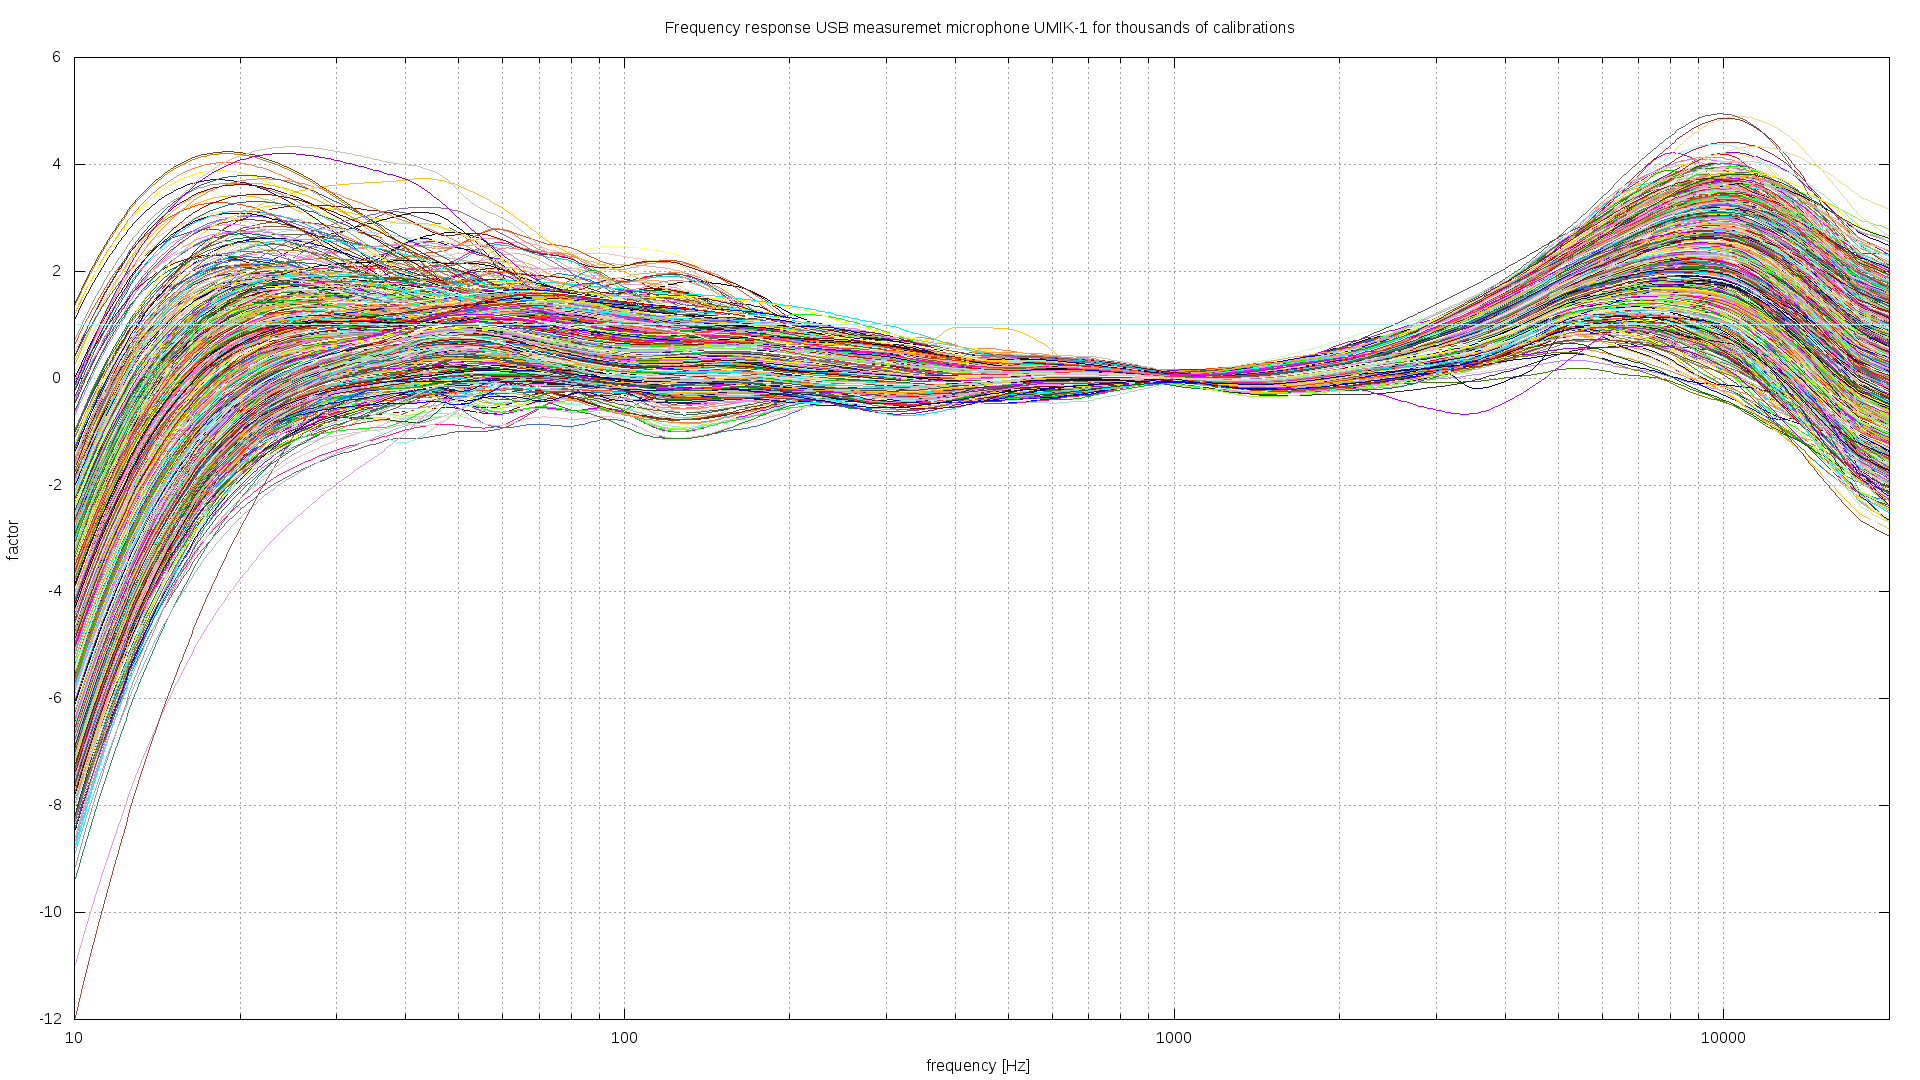

Write the gnuplot code that produced this figure.
set title 'Frequency response USB measuremet microphone UMIK-1 \
for thousands of calibrations'
set nokey
set term png size 1920, 1080
set output 'plots/responses-all.png'
set ylabel 'factor'
set xlabel 'frequency [Hz]'
set xrange [:20000]
set logscale x
set grid ytics lt 1
set grid xtics lt 1
set grid mxtics lt 0
plot \
'data/7006000.tsv' using 1:2 with lines, \
'data/7006001.tsv' using 1:2 with lines, \
'data/7006002.tsv' using 1:2 with lines, \
'data/7006003.tsv' using 1:2 with lines, \
'data/7006004.tsv' using 1:2 with lines, \
'data/7006005.tsv' using 1:2 with lines, \
'data/7006006.tsv' using 1:2 with lines, \
'data/7006007.tsv' using 1:2 with lines, \
'data/7006008.tsv' using 1:2 with lines, \
'data/7006009.tsv' using 1:2 with lines, \
'data/7006010.tsv' using 1:2 with lines, \
'data/7006011.tsv' using 1:2 with lines, \
'data/7006012.tsv' using 1:2 with lines, \
'data/7006013.tsv' using 1:2 with lines, \
'data/7006014.tsv' using 1:2 with lines, \
'data/7006015.tsv' using 1:2 with lines, \
'data/7006016.tsv' using 1:2 with lines, \
'data/7006017.tsv' using 1:2 with lines, \
'data/7006018.tsv' using 1:2 with lines, \
'data/7006019.tsv' using 1:2 with lines, \
'data/7006020.tsv' using 1:2 with lines, \
'data/7006021.tsv' using 1:2 with lines, \
'data/7006022.tsv' using 1:2 with lines, \
'data/7006023.tsv' using 1:2 with lines, \
'data/7006024.tsv' using 1:2 with lines, \
'data/7006025.tsv' using 1:2 with lines, \
'data/7006026.tsv' using 1:2 with lines, \
'data/7006027.tsv' using 1:2 with lines, \
'data/7006028.tsv' using 1:2 with lines, \
'data/7006029.tsv' using 1:2 with lines, \
'data/7006030.tsv' using 1:2 with lines, \
'data/7006031.tsv' using 1:2 with lines, \
'data/7006032.tsv' using 1:2 with lines, \
'data/7006033.tsv' using 1:2 with lines, \
'data/7006034.tsv' using 1:2 with lines, \
'data/7006035.tsv' using 1:2 with lines, \
'data/7006036.tsv' using 1:2 with lines, \
'data/7006037.tsv' using 1:2 with lines, \
'data/7006038.tsv' using 1:2 with lines, \
'data/7006039.tsv' using 1:2 with lines, \
'data/7006040.tsv' using 1:2 with lines, \
'data/7006041.tsv' using 1:2 with lines, \
'data/7006042.tsv' using 1:2 with lines, \
'data/7006043.tsv' using 1:2 with lines, \
'data/7006044.tsv' using 1:2 with lines, \
'data/7006045.tsv' using 1:2 with lines, \
'data/7006046.tsv' using 1:2 with lines, \
'data/7006047.tsv' using 1:2 with lines, \
'data/7006048.tsv' using 1:2 with lines, \
'data/7006049.tsv' using 1:2 with lines, \
'data/7006050.tsv' using 1:2 with lines, \
'data/7006051.tsv' using 1:2 with lines, \
'data/7006052.tsv' using 1:2 with lines, \
'data/7006053.tsv' using 1:2 with lines, \
'data/7006054.tsv' using 1:2 with lines, \
'data/7006055.tsv' using 1:2 with lines, \
'data/7006056.tsv' using 1:2 with lines, \
'data/7006057.tsv' using 1:2 with lines, \
'data/7006058.tsv' using 1:2 with lines, \
'data/7006059.tsv' using 1:2 with lines, \
'data/7006060.tsv' using 1:2 with lines, \
'data/7006061.tsv' using 1:2 with lines, \
'data/7006062.tsv' using 1:2 with lines, \
'data/7006063.tsv' using 1:2 with lines, \
'data/7006064.tsv' using 1:2 with lines, \
'data/7006065.tsv' using 1:2 with lines, \
'data/7006066.tsv' using 1:2 with lines, \
'data/7006067.tsv' using 1:2 with lines, \
'data/7006068.tsv' using 1:2 with lines, \
'data/7006069.tsv' using 1:2 with lines, \
'data/7006070.tsv' using 1:2 with lines, \
'data/7006071.tsv' using 1:2 with lines, \
'data/7006072.tsv' using 1:2 with lines, \
'data/7006073.tsv' using 1:2 with lines, \
'data/7006074.tsv' using 1:2 with lines, \
'data/7006075.tsv' using 1:2 with lines, \
'data/7006076.tsv' using 1:2 with lines, \
'data/7006077.tsv' using 1:2 with lines, \
'data/7006078.tsv' using 1:2 with lines, \
'data/7006079.tsv' using 1:2 with lines, \
'data/7006080.tsv' using 1:2 with lines, \
'data/7006081.tsv' using 1:2 with lines, \
'data/7006082.tsv' using 1:2 with lines, \
'data/7006083.tsv' using 1:2 with lines, \
'data/7006084.tsv' using 1:2 with lines, \
'data/7006085.tsv' using 1:2 with lines, \
'data/7006086.tsv' using 1:2 with lines, \
'data/7006087.tsv' using 1:2 with lines, \
'data/7006088.tsv' using 1:2 with lines, \
'data/7006089.tsv' using 1:2 with lines, \
'data/7006090.tsv' using 1:2 with lines, \
'data/7006091.tsv' using 1:2 with lines, \
'data/7006092.tsv' using 1:2 with lines, \
'data/7006093.tsv' using 1:2 with lines, \
'data/7006094.tsv' using 1:2 with lines, \
'data/7006095.tsv' using 1:2 with lines, \
'data/7006096.tsv' using 1:2 with lines, \
'data/7006097.tsv' using 1:2 with lines, \
'data/7006098.tsv' using 1:2 with lines, \
'data/7006099.tsv' using 1:2 with lines, \
'data/7006100.tsv' using 1:2 with lines, \
'data/7006101.tsv' using 1:2 with lines, \
'data/7006102.tsv' using 1:2 with lines, \
'data/7006103.tsv' using 1:2 with lines, \
'data/7006104.tsv' using 1:2 with lines, \
'data/7006105.tsv' using 1:2 with lines, \
'data/7006106.tsv' using 1:2 with lines, \
'data/7006107.tsv' using 1:2 with lines, \
'data/7006108.tsv' using 1:2 with lines, \
'data/7006109.tsv' using 1:2 with lines, \
'data/7006110.tsv' using 1:2 with lines, \
'data/7006111.tsv' using 1:2 with lines, \
'data/7006112.tsv' using 1:2 with lines, \
'data/7006113.tsv' using 1:2 with lines, \
'data/7006114.tsv' using 1:2 with lines, \
'data/7006115.tsv' using 1:2 with lines, \
'data/7006116.tsv' using 1:2 with lines, \
'data/7006117.tsv' using 1:2 with lines, \
'data/7006118.tsv' using 1:2 with lines, \
'data/7006119.tsv' using 1:2 with lines, \
'data/7006120.tsv' using 1:2 with lines, \
'data/7006121.tsv' using 1:2 with lines, \
'data/7006122.tsv' using 1:2 with lines, \
'data/7006123.tsv' using 1:2 with lines, \
'data/7006124.tsv' using 1:2 with lines, \
'data/7006125.tsv' using 1:2 with lines, \
'data/7006126.tsv' using 1:2 with lines, \
'data/7006127.tsv' using 1:2 with lines, \
'data/7006128.tsv' using 1:2 with lines, \
'data/7006129.tsv' using 1:2 with lines, \
'data/7006130.tsv' using 1:2 with lines, \
'data/7006131.tsv' using 1:2 with lines, \
'data/7006132.tsv' using 1:2 with lines, \
'data/7006133.tsv' using 1:2 with lines, \
'data/7006134.tsv' using 1:2 with lines, \
'data/7006135.tsv' using 1:2 with lines, \
'data/7006136.tsv' using 1:2 with lines, \
'data/7006137.tsv' using 1:2 with lines, \
'data/7006138.tsv' using 1:2 with lines, \
'data/7006139.tsv' using 1:2 with lines, \
'data/7006140.tsv' using 1:2 with lines, \
'data/7006141.tsv' using 1:2 with lines, \
'data/7006142.tsv' using 1:2 with lines, \
'data/7006143.tsv' using 1:2 with lines, \
'data/7006144.tsv' using 1:2 with lines, \
'data/7006145.tsv' using 1:2 with lines, \
'data/7006146.tsv' using 1:2 with lines, \
'data/7006147.tsv' using 1:2 with lines, \
'data/7006148.tsv' using 1:2 with lines, \
'data/7006149.tsv' using 1:2 with lines, \
'data/7006150.tsv' using 1:2 with lines, \
'data/7006151.tsv' using 1:2 with lines, \
'data/7006152.tsv' using 1:2 with lines, \
'data/7006153.tsv' using 1:2 with lines, \
'data/7006154.tsv' using 1:2 with lines, \
'data/7006155.tsv' using 1:2 with lines, \
'data/7006156.tsv' using 1:2 with lines, \
'data/7006157.tsv' using 1:2 with lines, \
'data/7006158.tsv' using 1:2 with lines, \
'data/7006159.tsv' using 1:2 with lines, \
'data/7006160.tsv' using 1:2 with lines, \
'data/7006161.tsv' using 1:2 with lines, \
'data/7006162.tsv' using 1:2 with lines, \
'data/7006163.tsv' using 1:2 with lines, \
'data/7006164.tsv' using 1:2 with lines, \
'data/7006165.tsv' using 1:2 with lines, \
'data/7006166.tsv' using 1:2 with lines, \
'data/7006167.tsv' using 1:2 with lines, \
'data/7006168.tsv' using 1:2 with lines, \
'data/7006169.tsv' using 1:2 with lines, \
'data/7006170.tsv' using 1:2 with lines, \
'data/7006171.tsv' using 1:2 with lines, \
'data/7006172.tsv' using 1:2 with lines, \
'data/7006173.tsv' using 1:2 with lines, \
'data/7006174.tsv' using 1:2 with lines, \
'data/7006175.tsv' using 1:2 with lines, \
'data/7006176.tsv' using 1:2 with lines, \
'data/7006177.tsv' using 1:2 with lines, \
'data/7006178.tsv' using 1:2 with lines, \
'data/7006179.tsv' using 1:2 with lines, \
'data/7006180.tsv' using 1:2 with lines, \
'data/7006181.tsv' using 1:2 with lines, \
'data/7006182.tsv' using 1:2 with lines, \
'data/7006183.tsv' using 1:2 with lines, \
'data/7006184.tsv' using 1:2 with lines, \
'data/7006185.tsv' using 1:2 with lines, \
'data/7006186.tsv' using 1:2 with lines, \
'data/7006187.tsv' using 1:2 with lines, \
'data/7006188.tsv' using 1:2 with lines, \
'data/7006189.tsv' using 1:2 with lines, \
'data/7006190.tsv' using 1:2 with lines, \
'data/7006191.tsv' using 1:2 with lines, \
'data/7006192.tsv' using 1:2 with lines, \
'data/7006193.tsv' using 1:2 with lines, \
'data/7006194.tsv' using 1:2 with lines, \
'data/7006195.tsv' using 1:2 with lines, \
'data/7006196.tsv' using 1:2 with lines, \
'data/7006197.tsv' using 1:2 with lines, \
'data/7006198.tsv' using 1:2 with lines, \
'data/7006199.tsv' using 1:2 with lines, \
'data/7006200.tsv' using 1:2 with lines, \
'data/7006201.tsv' using 1:2 with lines, \
'data/7006202.tsv' using 1:2 with lines, \
'data/7006203.tsv' using 1:2 with lines, \
'data/7006204.tsv' using 1:2 with lines, \
'data/7006205.tsv' using 1:2 with lines, \
'data/7006206.tsv' using 1:2 with lines, \
'data/7006207.tsv' using 1:2 with lines, \
'data/7006208.tsv' using 1:2 with lines, \
'data/7006209.tsv' using 1:2 with lines, \
'data/7006210.tsv' using 1:2 with lines, \
'data/7006211.tsv' using 1:2 with lines, \
'data/7006212.tsv' using 1:2 with lines, \
'data/7006213.tsv' using 1:2 with lines, \
'data/7006214.tsv' using 1:2 with lines, \
'data/7006215.tsv' using 1:2 with lines, \
'data/7006216.tsv' using 1:2 with lines, \
'data/7006217.tsv' using 1:2 with lines, \
'data/7006218.tsv' using 1:2 with lines, \
'data/7006219.tsv' using 1:2 with lines, \
'data/7006220.tsv' using 1:2 with lines, \
'data/7006221.tsv' using 1:2 with lines, \
'data/7006222.tsv' using 1:2 with lines, \
'data/7006223.tsv' using 1:2 with lines, \
'data/7006224.tsv' using 1:2 with lines, \
'data/7006225.tsv' using 1:2 with lines, \
'data/7006226.tsv' using 1:2 with lines, \
'data/7006227.tsv' using 1:2 with lines, \
'data/7006228.tsv' using 1:2 with lines, \
'data/7006229.tsv' using 1:2 with lines, \
'data/7006230.tsv' using 1:2 with lines, \
'data/7006231.tsv' using 1:2 with lines, \
'data/7006232.tsv' using 1:2 with lines, \
'data/7006233.tsv' using 1:2 with lines, \
'data/7006234.tsv' using 1:2 with lines, \
'data/7006235.tsv' using 1:2 with lines, \
'data/7006236.tsv' using 1:2 with lines, \
'data/7006237.tsv' using 1:2 with lines, \
'data/7006238.tsv' using 1:2 with lines, \
'data/7006239.tsv' using 1:2 with lines, \
'data/7006240.tsv' using 1:2 with lines, \
'data/7006241.tsv' using 1:2 with lines, \
'data/7006242.tsv' using 1:2 with lines, \
'data/7006243.tsv' using 1:2 with lines, \
'data/7006244.tsv' using 1:2 with lines, \
'data/7006245.tsv' using 1:2 with lines, \
'data/7006246.tsv' using 1:2 with lines, \
'data/7006247.tsv' using 1:2 with lines, \
'data/7006248.tsv' using 1:2 with lines, \
'data/7006249.tsv' using 1:2 with lines, \
'data/7006250.tsv' using 1:2 with lines, \
'data/7006251.tsv' using 1:2 with lines, \
'data/7006252.tsv' using 1:2 with lines, \
'data/7006253.tsv' using 1:2 with lines, \
'data/7006254.tsv' using 1:2 with lines, \
'data/7006255.tsv' using 1:2 with lines, \
'data/7006256.tsv' using 1:2 with lines, \
'data/7006257.tsv' using 1:2 with lines, \
'data/7006258.tsv' using 1:2 with lines, \
'data/7006259.tsv' using 1:2 with lines, \
'data/7006260.tsv' using 1:2 with lines, \
'data/7006261.tsv' using 1:2 with lines, \
'data/7006262.tsv' using 1:2 with lines, \
'data/7006263.tsv' using 1:2 with lines, \
'data/7006264.tsv' using 1:2 with lines, \
'data/7006265.tsv' using 1:2 with lines, \
'data/7006266.tsv' using 1:2 with lines, \
'data/7006267.tsv' using 1:2 with lines, \
'data/7006268.tsv' using 1:2 with lines, \
'data/7006269.tsv' using 1:2 with lines, \
'data/7006270.tsv' using 1:2 with lines, \
'data/7006271.tsv' using 1:2 with lines, \
'data/7006272.tsv' using 1:2 with lines, \
'data/7006273.tsv' using 1:2 with lines, \
'data/7006274.tsv' using 1:2 with lines, \
'data/7006275.tsv' using 1:2 with lines, \
'data/7006276.tsv' using 1:2 with lines, \
'data/7006277.tsv' using 1:2 with lines, \
'data/7006278.tsv' using 1:2 with lines, \
'data/7006279.tsv' using 1:2 with lines, \
'data/7006280.tsv' using 1:2 with lines, \
'data/7006281.tsv' using 1:2 with lines, \
'data/7006282.tsv' using 1:2 with lines, \
'data/7006283.tsv' using 1:2 with lines, \
'data/7006284.tsv' using 1:2 with lines, \
'data/7006285.tsv' using 1:2 with lines, \
'data/7006286.tsv' using 1:2 with lines, \
'data/7006287.tsv' using 1:2 with lines, \
'data/7006288.tsv' using 1:2 with lines, \
'data/7006289.tsv' using 1:2 with lines, \
'data/7006290.tsv' using 1:2 with lines, \
'data/7006291.tsv' using 1:2 with lines, \
'data/7006292.tsv' using 1:2 with lines, \
'data/7006293.tsv' using 1:2 with lines, \
'data/7006294.tsv' using 1:2 with lines, \
'data/7006295.tsv' using 1:2 with lines, \
'data/7006296.tsv' using 1:2 with lines, \
'data/7006297.tsv' using 1:2 with lines, \
'data/7006298.tsv' using 1:2 with lines, \
'data/7006299.tsv' using 1:2 with lines, \
'data/7006300.tsv' using 1:2 with lines, \
'data/7006301.tsv' using 1:2 with lines, \
'data/7006302.tsv' using 1:2 with lines, \
'data/7006303.tsv' using 1:2 with lines, \
'data/7006304.tsv' using 1:2 with lines, \
'data/7006305.tsv' using 1:2 with lines, \
'data/7006306.tsv' using 1:2 with lines, \
'data/7006307.tsv' using 1:2 with lines, \
'data/7006308.tsv' using 1:2 with lines, \
'data/7006309.tsv' using 1:2 with lines, \
'data/7006310.tsv' using 1:2 with lines, \
'data/7006311.tsv' using 1:2 with lines, \
'data/7006312.tsv' using 1:2 with lines, \
'data/7006313.tsv' using 1:2 with lines, \
'data/7006314.tsv' using 1:2 with lines, \
'data/7006315.tsv' using 1:2 with lines, \
'data/7006316.tsv' using 1:2 with lines, \
'data/7006317.tsv' using 1:2 with lines, \
'data/7006318.tsv' using 1:2 with lines, \
'data/7006319.tsv' using 1:2 with lines, \
'data/7006320.tsv' using 1:2 with lines, \
'data/7006321.tsv' using 1:2 with lines, \
'data/7006322.tsv' using 1:2 with lines, \
'data/7006323.tsv' using 1:2 with lines, \
'data/7006324.tsv' using 1:2 with lines, \
'data/7006325.tsv' using 1:2 with lines, \
'data/7006326.tsv' using 1:2 with lines, \
'data/7006327.tsv' using 1:2 with lines, \
'data/7006328.tsv' using 1:2 with lines, \
'data/7006329.tsv' using 1:2 with lines, \
'data/7006330.tsv' using 1:2 with lines, \
'data/7006331.tsv' using 1:2 with lines, \
'data/7006332.tsv' using 1:2 with lines, \
'data/7006333.tsv' using 1:2 with lines, \
'data/7006334.tsv' using 1:2 with lines, \
'data/7006335.tsv' using 1:2 with lines, \
'data/7006336.tsv' using 1:2 with lines, \
'data/7006337.tsv' using 1:2 with lines, \
'data/7006338.tsv' using 1:2 with lines, \
'data/7006339.tsv' using 1:2 with lines, \
'data/7006340.tsv' using 1:2 with lines, \
'data/7006341.tsv' using 1:2 with lines, \
'data/7006342.tsv' using 1:2 with lines, \
'data/7006343.tsv' using 1:2 with lines, \
'data/7006344.tsv' using 1:2 with lines, \
'data/7006345.tsv' using 1:2 with lines, \
'data/7006346.tsv' using 1:2 with lines, \
'data/7006347.tsv' using 1:2 with lines, \
'data/7006348.tsv' using 1:2 with lines, \
'data/7006349.tsv' using 1:2 with lines, \
'data/7006350.tsv' using 1:2 with lines, \
'data/7006351.tsv' using 1:2 with lines, \
'data/7006352.tsv' using 1:2 with lines, \
'data/7006353.tsv' using 1:2 with lines, \
'data/7006354.tsv' using 1:2 with lines, \
'data/7006355.tsv' using 1:2 with lines, \
'data/7006356.tsv' using 1:2 with lines, \
'data/7006357.tsv' using 1:2 with lines, \
'data/7006358.tsv' using 1:2 with lines, \
'data/7006359.tsv' using 1:2 with lines, \
'data/7006360.tsv' using 1:2 with lines, \
'data/7006361.tsv' using 1:2 with lines, \
'data/7006362.tsv' using 1:2 with lines, \
'data/7006363.tsv' using 1:2 with lines, \
'data/7006364.tsv' using 1:2 with lines, \
'data/7006365.tsv' using 1:2 with lines, \
'data/7006366.tsv' using 1:2 with lines, \
'data/7006367.tsv' using 1:2 with lines, \
'data/7006368.tsv' using 1:2 with lines, \
'data/7006369.tsv' using 1:2 with lines, \
'data/7006370.tsv' using 1:2 with lines, \
'data/7006371.tsv' using 1:2 with lines, \
'data/7006372.tsv' using 1:2 with lines, \
'data/7006373.tsv' using 1:2 with lines, \
'data/7006374.tsv' using 1:2 with lines, \
'data/7006375.tsv' using 1:2 with lines, \
'data/7006376.tsv' using 1:2 with lines, \
'data/7006377.tsv' using 1:2 with lines, \
'data/7006378.tsv' using 1:2 with lines, \
'data/7006379.tsv' using 1:2 with lines, \
'data/7006380.tsv' using 1:2 with lines, \
'data/7006381.tsv' using 1:2 with lines, \
'data/7006382.tsv' using 1:2 with lines, \
'data/7006383.tsv' using 1:2 with lines, \
'data/7006384.tsv' using 1:2 with lines, \
'data/7006385.tsv' using 1:2 with lines, \
'data/7006386.tsv' using 1:2 with lines, \
'data/7006387.tsv' using 1:2 with lines, \
'data/7006388.tsv' using 1:2 with lines, \
'data/7006389.tsv' using 1:2 with lines, \
'data/7006390.tsv' using 1:2 with lines, \
'data/7006391.tsv' using 1:2 with lines, \
'data/7006392.tsv' using 1:2 with lines, \
'data/7006393.tsv' using 1:2 with lines, \
'data/7006394.tsv' using 1:2 with lines, \
'data/7006395.tsv' using 1:2 with lines, \
'data/7006396.tsv' using 1:2 with lines, \
'data/7006397.tsv' using 1:2 with lines, \
'data/7006398.tsv' using 1:2 with lines, \
'data/7006399.tsv' using 1:2 with lines, \
'data/7006400.tsv' using 1:2 with lines, \
'data/7006401.tsv' using 1:2 with lines, \
'data/7006402.tsv' using 1:2 with lines, \
'data/7006403.tsv' using 1:2 with lines, \
'data/7006404.tsv' using 1:2 with lines, \
'data/7006405.tsv' using 1:2 with lines, \
'data/7006406.tsv' using 1:2 with lines, \
'data/7006407.tsv' using 1:2 with lines, \
'data/7006408.tsv' using 1:2 with lines, \
'data/7006409.tsv' using 1:2 with lines, \
'data/7006410.tsv' using 1:2 with lines, \
'data/7006411.tsv' using 1:2 with lines, \
'data/7006412.tsv' using 1:2 with lines, \
'data/7006413.tsv' using 1:2 with lines, \
'data/7006414.tsv' using 1:2 with lines, \
'data/7006415.tsv' using 1:2 with lines, \
'data/7006416.tsv' using 1:2 with lines, \
'data/7006417.tsv' using 1:2 with lines, \
'data/7006418.tsv' using 1:2 with lines, \
'data/7006419.tsv' using 1:2 with lines, \
'data/7006420.tsv' using 1:2 with lines, \
'data/7006421.tsv' using 1:2 with lines, \
'data/7006422.tsv' using 1:2 with lines, \
'data/7006423.tsv' using 1:2 with lines, \
'data/7006424.tsv' using 1:2 with lines, \
'data/7006425.tsv' using 1:2 with lines, \
'data/7006426.tsv' using 1:2 with lines, \
'data/7006427.tsv' using 1:2 with lines, \
'data/7006428.tsv' using 1:2 with lines, \
'data/7006429.tsv' using 1:2 with lines, \
'data/7006430.tsv' using 1:2 with lines, \
'data/7006431.tsv' using 1:2 with lines, \
'data/7006432.tsv' using 1:2 with lines, \
'data/7006433.tsv' using 1:2 with lines, \
'data/7006434.tsv' using 1:2 with lines, \
'data/7006435.tsv' using 1:2 with lines, \
'data/7006436.tsv' using 1:2 with lines, \
'data/7006437.tsv' using 1:2 with lines, \
'data/7006438.tsv' using 1:2 with lines, \
'data/7006439.tsv' using 1:2 with lines, \
'data/7006440.tsv' using 1:2 with lines, \
'data/7006441.tsv' using 1:2 with lines, \
'data/7006442.tsv' using 1:2 with lines, \
'data/7006443.tsv' using 1:2 with lines, \
'data/7006444.tsv' using 1:2 with lines, \
'data/7006445.tsv' using 1:2 with lines, \
'data/7006446.tsv' using 1:2 with lines, \
'data/7006447.tsv' using 1:2 with lines, \
'data/7006448.tsv' using 1:2 with lines, \
'data/7006449.tsv' using 1:2 with lines, \
'data/7006450.tsv' using 1:2 with lines, \
'data/7006451.tsv' using 1:2 with lines, \
'data/7006452.tsv' using 1:2 with lines, \
'data/7006453.tsv' using 1:2 with lines, \
'data/7006454.tsv' using 1:2 with lines, \
'data/7006455.tsv' using 1:2 with lines, \
'data/7006456.tsv' using 1:2 with lines, \
'data/7006457.tsv' using 1:2 with lines, \
'data/7006458.tsv' using 1:2 with lines, \
'data/7006459.tsv' using 1:2 with lines, \
'data/7006460.tsv' using 1:2 with lines, \
'data/7006461.tsv' using 1:2 with lines, \
'data/7006462.tsv' using 1:2 with lines, \
'data/7006463.tsv' using 1:2 with lines, \
'data/7006464.tsv' using 1:2 with lines, \
'data/7006465.tsv' using 1:2 with lines, \
'data/7006466.tsv' using 1:2 with lines, \
'data/7006467.tsv' using 1:2 with lines, \
'data/7006468.tsv' using 1:2 with lines, \
'data/7006469.tsv' using 1:2 with lines, \
'data/7006470.tsv' using 1:2 with lines, \
'data/7006471.tsv' using 1:2 with lines, \
'data/7006472.tsv' using 1:2 with lines, \
'data/7006473.tsv' using 1:2 with lines, \
'data/7006474.tsv' using 1:2 with lines, \
'data/7006475.tsv' using 1:2 with lines, \
'data/7006476.tsv' using 1:2 with lines, \
'data/7006477.tsv' using 1:2 with lines, \
'data/7006478.tsv' using 1:2 with lines, \
'data/7006479.tsv' using 1:2 with lines, \
'data/7006480.tsv' using 1:2 with lines, \
'data/7006481.tsv' using 1:2 with lines, \
'data/7006482.tsv' using 1:2 with lines, \
'data/7006483.tsv' using 1:2 with lines, \
'data/7006484.tsv' using 1:2 with lines, \
'data/7006485.tsv' using 1:2 with lines, \
'data/7006486.tsv' using 1:2 with lines, \
'data/7006487.tsv' using 1:2 with lines, \
'data/7006488.tsv' using 1:2 with lines, \
'data/7006489.tsv' using 1:2 with lines, \
'data/7006490.tsv' using 1:2 with lines, \
'data/7006491.tsv' using 1:2 with lines, \
'data/7006492.tsv' using 1:2 with lines, \
'data/7006493.tsv' using 1:2 with lines, \
'data/7006494.tsv' using 1:2 with lines, \
'data/7006495.tsv' using 1:2 with lines, \
'data/7006496.tsv' using 1:2 with lines, \
'data/7006497.tsv' using 1:2 with lines, \
'data/7006498.tsv' using 1:2 with lines, \
'data/7006499.tsv' using 1:2 with lines, \
'data/7006500.tsv' using 1:2 with lines, \
'data/7006501.tsv' using 1:2 with lines, \
'data/7006502.tsv' using 1:2 with lines, \
'data/7006503.tsv' using 1:2 with lines, \
'data/7006504.tsv' using 1:2 with lines, \
'data/7006505.tsv' using 1:2 with lines, \
'data/7006506.tsv' using 1:2 with lines, \
'data/7006507.tsv' using 1:2 with lines, \
'data/7006508.tsv' using 1:2 with lines, \
'data/7006509.tsv' using 1:2 with lines, \
'data/7006510.tsv' using 1:2 with lines, \
'data/7006511.tsv' using 1:2 with lines, \
'data/7006512.tsv' using 1:2 with lines, \
'data/7006513.tsv' using 1:2 with lines, \
'data/7006514.tsv' using 1:2 with lines, \
'data/7006515.tsv' using 1:2 with lines, \
'data/7006516.tsv' using 1:2 with lines, \
'data/7006517.tsv' using 1:2 with lines, \
'data/7006518.tsv' using 1:2 with lines, \
'data/7006519.tsv' using 1:2 with lines, \
'data/7006520.tsv' using 1:2 with lines, \
'data/7006521.tsv' using 1:2 with lines, \
'data/7006522.tsv' using 1:2 with lines, \
'data/7006523.tsv' using 1:2 with lines, \
'data/7006524.tsv' using 1:2 with lines, \
'data/7006525.tsv' using 1:2 with lines, \
'data/7006526.tsv' using 1:2 with lines, \
'data/7006527.tsv' using 1:2 with lines, \
'data/7006528.tsv' using 1:2 with lines, \
'data/7006529.tsv' using 1:2 with lines, \
'data/7006530.tsv' using 1:2 with lines, \
'data/7006531.tsv' using 1:2 with lines, \
'data/7006532.tsv' using 1:2 with lines, \
'data/7006533.tsv' using 1:2 with lines, \
'data/7006534.tsv' using 1:2 with lines, \
'data/7006535.tsv' using 1:2 with lines, \
'data/7006536.tsv' using 1:2 with lines, \
'data/7006537.tsv' using 1:2 with lines, \
'data/7006538.tsv' using 1:2 with lines, \
'data/7006539.tsv' using 1:2 with lines, \
'data/7006540.tsv' using 1:2 with lines, \
'data/7006541.tsv' using 1:2 with lines, \
'data/7006542.tsv' using 1:2 with lines, \
'data/7006543.tsv' using 1:2 with lines, \
'data/7006544.tsv' using 1:2 with lines, \
'data/7006545.tsv' using 1:2 with lines, \
'data/7006546.tsv' using 1:2 with lines, \
'data/7006547.tsv' using 1:2 with lines, \
'data/7006548.tsv' using 1:2 with lines, \
'data/7006549.tsv' using 1:2 with lines, \
'data/7006550.tsv' using 1:2 with lines, \
'data/7006551.tsv' using 1:2 with lines, \
'data/7006552.tsv' using 1:2 with lines, \
'data/7006553.tsv' using 1:2 with lines, \
'data/7006554.tsv' using 1:2 with lines, \
'data/7006555.tsv' using 1:2 with lines, \
'data/7006556.tsv' using 1:2 with lines, \
'data/7006557.tsv' using 1:2 with lines, \
'data/7006558.tsv' using 1:2 with lines, \
'data/7006559.tsv' using 1:2 with lines, \
'data/7006560.tsv' using 1:2 with lines, \
'data/7006561.tsv' using 1:2 with lines, \
'data/7006562.tsv' using 1:2 with lines, \
'data/7006563.tsv' using 1:2 with lines, \
'data/7006564.tsv' using 1:2 with lines, \
'data/7006565.tsv' using 1:2 with lines, \
'data/7006566.tsv' using 1:2 with lines, \
'data/7006567.tsv' using 1:2 with lines, \
'data/7006568.tsv' using 1:2 with lines, \
'data/7006569.tsv' using 1:2 with lines, \
'data/7006570.tsv' using 1:2 with lines, \
'data/7006571.tsv' using 1:2 with lines, \
'data/7006572.tsv' using 1:2 with lines, \
'data/7006573.tsv' using 1:2 with lines, \
'data/7006574.tsv' using 1:2 with lines, \
'data/7006575.tsv' using 1:2 with lines, \
'data/7006576.tsv' using 1:2 with lines, \
'data/7006577.tsv' using 1:2 with lines, \
'data/7006578.tsv' using 1:2 with lines, \
'data/7006579.tsv' using 1:2 with lines, \
'data/7006580.tsv' using 1:2 with lines, \
'data/7006581.tsv' using 1:2 with lines, \
'data/7006582.tsv' using 1:2 with lines, \
'data/7006583.tsv' using 1:2 with lines, \
'data/7006584.tsv' using 1:2 with lines, \
'data/7006585.tsv' using 1:2 with lines, \
'data/7006586.tsv' using 1:2 with lines, \
'data/7006587.tsv' using 1:2 with lines, \
'data/7006588.tsv' using 1:2 with lines, \
'data/7006589.tsv' using 1:2 with lines, \
'data/7006590.tsv' using 1:2 with lines, \
'data/7006591.tsv' using 1:2 with lines, \
'data/7006592.tsv' using 1:2 with lines, \
'data/7006593.tsv' using 1:2 with lines, \
'data/7006594.tsv' using 1:2 with lines, \
'data/7006595.tsv' using 1:2 with lines, \
'data/7006596.tsv' using 1:2 with lines, \
'data/7006597.tsv' using 1:2 with lines, \
'data/7006598.tsv' using 1:2 with lines, \
'data/7006599.tsv' using 1:2 with lines, \
'data/7006600.tsv' using 1:2 with lines, \
'data/7006601.tsv' using 1:2 with lines, \
'data/7006602.tsv' using 1:2 with lines, \
'data/7006603.tsv' using 1:2 with lines, \
'data/7006604.tsv' using 1:2 with lines, \
'data/7006605.tsv' using 1:2 with lines, \
'data/7006606.tsv' using 1:2 with lines, \
'data/7006607.tsv' using 1:2 with lines, \
'data/7006608.tsv' using 1:2 with lines, \
'data/7006609.tsv' using 1:2 with lines, \
'data/7006610.tsv' using 1:2 with lines, \
'data/7006611.tsv' using 1:2 with lines, \
'data/7006612.tsv' using 1:2 with lines, \
'data/7006613.tsv' using 1:2 with lines, \
'data/7006614.tsv' using 1:2 with lines, \
'data/7006615.tsv' using 1:2 with lines, \
'data/7006616.tsv' using 1:2 with lines, \
'data/7006617.tsv' using 1:2 with lines, \
'data/7006618.tsv' using 1:2 with lines, \
'data/7006619.tsv' using 1:2 with lines, \
'data/7006620.tsv' using 1:2 with lines, \
'data/7006621.tsv' using 1:2 with lines, \
'data/7006622.tsv' using 1:2 with lines, \
'data/7006623.tsv' using 1:2 with lines, \
'data/7006624.tsv' using 1:2 with lines, \
'data/7006625.tsv' using 1:2 with lines, \
'data/7006626.tsv' using 1:2 with lines, \
'data/7006627.tsv' using 1:2 with lines, \
'data/7006628.tsv' using 1:2 with lines, \
'data/7006629.tsv' using 1:2 with lines, \
'data/7006630.tsv' using 1:2 with lines, \
'data/7006631.tsv' using 1:2 with lines, \
'data/7006632.tsv' using 1:2 with lines, \
'data/7006633.tsv' using 1:2 with lines, \
'data/7006634.tsv' using 1:2 with lines, \
'data/7006635.tsv' using 1:2 with lines, \
'data/7006636.tsv' using 1:2 with lines, \
'data/7006637.tsv' using 1:2 with lines, \
'data/7006638.tsv' using 1:2 with lines, \
'data/7006639.tsv' using 1:2 with lines, \
'data/7006640.tsv' using 1:2 with lines, \
'data/7006641.tsv' using 1:2 with lines, \
'data/7006642.tsv' using 1:2 with lines, \
'data/7006643.tsv' using 1:2 with lines, \
'data/7006644.tsv' using 1:2 with lines, \
'data/7006645.tsv' using 1:2 with lines, \
'data/7006646.tsv' using 1:2 with lines, \
'data/7006647.tsv' using 1:2 with lines, \
'data/7006648.tsv' using 1:2 with lines, \
'data/7006649.tsv' using 1:2 with lines, \
'data/7006650.tsv' using 1:2 with lines, \
'data/7006651.tsv' using 1:2 with lines, \
'data/7006652.tsv' using 1:2 with lines, \
'data/7006653.tsv' using 1:2 with lines, \
'data/7006654.tsv' using 1:2 with lines, \
'data/7006655.tsv' using 1:2 with lines, \
'data/7006656.tsv' using 1:2 with lines, \
'data/7006657.tsv' using 1:2 with lines, \
'data/7006658.tsv' using 1:2 with lines, \
'data/7006659.tsv' using 1:2 with lines, \
'data/7006660.tsv' using 1:2 with lines, \
'data/7006661.tsv' using 1:2 with lines, \
'data/7006662.tsv' using 1:2 with lines, \
'data/7006663.tsv' using 1:2 with lines, \
'data/7006664.tsv' using 1:2 with lines, \
'data/7006665.tsv' using 1:2 with lines, \
'data/7006666.tsv' using 1:2 with lines, \
'data/7006667.tsv' using 1:2 with lines, \
'data/7006668.tsv' using 1:2 with lines, \
'data/7006669.tsv' using 1:2 with lines, \
'data/7006670.tsv' using 1:2 with lines, \
'data/7006671.tsv' using 1:2 with lines, \
'data/7006672.tsv' using 1:2 with lines, \
'data/7006673.tsv' using 1:2 with lines, \
'data/7006674.tsv' using 1:2 with lines, \
'data/7006675.tsv' using 1:2 with lines, \
'data/7006676.tsv' using 1:2 with lines, \
'data/7006677.tsv' using 1:2 with lines, \
'data/7006678.tsv' using 1:2 with lines, \
'data/7006679.tsv' using 1:2 with lines, \
'data/7006680.tsv' using 1:2 with lines, \
'data/7006681.tsv' using 1:2 with lines, \
'data/7006682.tsv' using 1:2 with lines, \
'data/7006683.tsv' using 1:2 with lines, \
'data/7006684.tsv' using 1:2 with lines, \
'data/7006685.tsv' using 1:2 with lines, \
'data/7006686.tsv' using 1:2 with lines, \
'data/7006687.tsv' using 1:2 with lines, \
'data/7006688.tsv' using 1:2 with lines, \
'data/7006689.tsv' using 1:2 with lines, \
'data/7006690.tsv' using 1:2 with lines, \
'data/7006691.tsv' using 1:2 with lines, \
'data/7006692.tsv' using 1:2 with lines, \
'data/7006693.tsv' using 1:2 with lines, \
'data/7006694.tsv' using 1:2 with lines, \
'data/7006695.tsv' using 1:2 with lines, \
'data/7006696.tsv' using 1:2 with lines, \
'data/7006697.tsv' using 1:2 with lines, \
'data/7006698.tsv' using 1:2 with lines, \
'data/7006699.tsv' using 1:2 with lines, \
'data/7006700.tsv' using 1:2 with lines, \
'data/7006701.tsv' using 1:2 with lines, \
'data/7006702.tsv' using 1:2 with lines, \
'data/7006703.tsv' using 1:2 with lines, \
'data/7006704.tsv' using 1:2 with lines, \
'data/7006705.tsv' using 1:2 with lines, \
'data/7006706.tsv' using 1:2 with lines, \
'data/7006707.tsv' using 1:2 with lines, \
'data/7006708.tsv' using 1:2 with lines, \
'data/7006709.tsv' using 1:2 with lines, \
'data/7006710.tsv' using 1:2 with lines, \
'data/7006711.tsv' using 1:2 with lines, \
'data/7006712.tsv' using 1:2 with lines, \
'data/7006713.tsv' using 1:2 with lines, \
'data/7006714.tsv' using 1:2 with lines, \
'data/7006715.tsv' using 1:2 with lines, \
'data/7006716.tsv' using 1:2 with lines, \
'data/7006717.tsv' using 1:2 with lines, \
'data/7006718.tsv' using 1:2 with lines, \
'data/7006719.tsv' using 1:2 with lines, \
'data/7006720.tsv' using 1:2 with lines, \
'data/7006721.tsv' using 1:2 with lines, \
'data/7006722.tsv' using 1:2 with lines, \
'data/7006723.tsv' using 1:2 with lines, \
'data/7006724.tsv' using 1:2 with lines, \
'data/7006725.tsv' using 1:2 with lines, \
'data/7006726.tsv' using 1:2 with lines, \
'data/7006727.tsv' using 1:2 with lines, \
'data/7006728.tsv' using 1:2 with lines, \
'data/7006729.tsv' using 1:2 with lines, \
'data/7006730.tsv' using 1:2 with lines, \
'data/7006731.tsv' using 1:2 with lines, \
'data/7006732.tsv' using 1:2 with lines, \
'data/7006733.tsv' using 1:2 with lines, \
'data/7006734.tsv' using 1:2 with lines, \
'data/7006735.tsv' using 1:2 with lines, \
'data/7006736.tsv' using 1:2 with lines, \
'data/7006737.tsv' using 1:2 with lines, \
'data/7006738.tsv' using 1:2 with lines, \
'data/7006739.tsv' using 1:2 with lines, \
'data/7006740.tsv' using 1:2 with lines, \
'data/7006741.tsv' using 1:2 with lines, \
'data/7006742.tsv' using 1:2 with lines, \
'data/7006743.tsv' using 1:2 with lines, \
'data/7006744.tsv' using 1:2 with lines, \
'data/7006745.tsv' using 1:2 with lines, \
'data/7006746.tsv' using 1:2 with lines, \
'data/7006747.tsv' using 1:2 with lines, \
'data/7006748.tsv' using 1:2 with lines, \
'data/7006749.tsv' using 1:2 with lines, \
'data/7006750.tsv' using 1:2 with lines, \
'data/7006751.tsv' using 1:2 with lines, \
'data/7006752.tsv' using 1:2 with lines, \
'data/7006753.tsv' using 1:2 with lines, \
'data/7006754.tsv' using 1:2 with lines, \
'data/7006755.tsv' using 1:2 with lines, \
'data/7006756.tsv' using 1:2 with lines, \
'data/7006757.tsv' using 1:2 with lines, \
'data/7006758.tsv' using 1:2 with lines, \
'data/7006759.tsv' using 1:2 with lines, \
'data/7006760.tsv' using 1:2 with lines, \
'data/7006761.tsv' using 1:2 with lines, \
'data/7006762.tsv' using 1:2 with lines, \
'data/7006763.tsv' using 1:2 with lines, \
'data/7006764.tsv' using 1:2 with lines, \
'data/7006765.tsv' using 1:2 with lines, \
'data/7006766.tsv' using 1:2 with lines, \
'data/7006767.tsv' using 1:2 with lines, \
'data/7006768.tsv' using 1:2 with lines, \
'data/7006769.tsv' using 1:2 with lines, \
'data/7006770.tsv' using 1:2 with lines, \
'data/7006771.tsv' using 1:2 with lines, \
'data/7006772.tsv' using 1:2 with lines, \
'data/7006773.tsv' using 1:2 with lines, \
'data/7006774.tsv' using 1:2 with lines, \
'data/7006775.tsv' using 1:2 with lines, \
'data/7006776.tsv' using 1:2 with lines, \
'data/7006777.tsv' using 1:2 with lines, \
'data/7006778.tsv' using 1:2 with lines, \
'data/7006779.tsv' using 1:2 with lines, \
'data/7006780.tsv' using 1:2 with lines, \
'data/7006781.tsv' using 1:2 with lines, \
'data/7006782.tsv' using 1:2 with lines, \
'data/7006783.tsv' using 1:2 with lines, \
'data/7006784.tsv' using 1:2 with lines, \
'data/7006785.tsv' using 1:2 with lines, \
'data/7006786.tsv' using 1:2 with lines, \
'data/7006787.tsv' using 1:2 with lines, \
'data/7006788.tsv' using 1:2 with lines, \
'data/7006789.tsv' using 1:2 with lines, \
'data/7006790.tsv' using 1:2 with lines, \
'data/7006791.tsv' using 1:2 with lines, \
'data/7006792.tsv' using 1:2 with lines, \
'data/7006793.tsv' using 1:2 with lines, \
'data/7006794.tsv' using 1:2 with lines, \
'data/7006795.tsv' using 1:2 with lines, \
'data/7006796.tsv' using 1:2 with lines, \
'data/7006797.tsv' using 1:2 with lines, \
'data/7006798.tsv' using 1:2 with lines, \
'data/7006799.tsv' using 1:2 with lines, \
'data/7006800.tsv' using 1:2 with lines, \
'data/7006801.tsv' using 1:2 with lines, \
'data/7006802.tsv' using 1:2 with lines, \
'data/7006803.tsv' using 1:2 with lines, \
'data/7006804.tsv' using 1:2 with lines, \
'data/7006805.tsv' using 1:2 with lines, \
'data/7006806.tsv' using 1:2 with lines, \
'data/7006807.tsv' using 1:2 with lines, \
'data/7006808.tsv' using 1:2 with lines, \
'data/7006809.tsv' using 1:2 with lines, \
'data/7006810.tsv' using 1:2 with lines, \
'data/7006811.tsv' using 1:2 with lines, \
'data/7006812.tsv' using 1:2 with lines, \
'data/7006813.tsv' using 1:2 with lines, \
'data/7006814.tsv' using 1:2 with lines, \
'data/7006815.tsv' using 1:2 with lines, \
'data/7006816.tsv' using 1:2 with lines, \
'data/7006817.tsv' using 1:2 with lines, \
'data/7006818.tsv' using 1:2 with lines, \
'data/7006819.tsv' using 1:2 with lines, \
'data/7006820.tsv' using 1:2 with lines, \
'data/7006821.tsv' using 1:2 with lines, \
'data/7006822.tsv' using 1:2 with lines, \
'data/7006823.tsv' using 1:2 with lines, \
'data/7006824.tsv' using 1:2 with lines, \
'data/7006825.tsv' using 1:2 with lines, \
'data/7006826.tsv' using 1:2 with lines, \
'data/7006827.tsv' using 1:2 with lines, \
'data/7006828.tsv' using 1:2 with lines, \
'data/7006829.tsv' using 1:2 with lines, \
'data/7006830.tsv' using 1:2 with lines, \
'data/7006831.tsv' using 1:2 with lines, \
'data/7006832.tsv' using 1:2 with lines, \
'data/7006833.tsv' using 1:2 with lines, \
'data/7006834.tsv' using 1:2 with lines, \
'data/7006835.tsv' using 1:2 with lines, \
'data/7006836.tsv' using 1:2 with lines, \
'data/7006837.tsv' using 1:2 with lines, \
'data/7006838.tsv' using 1:2 with lines, \
'data/7006839.tsv' using 1:2 with lines, \
'data/7006840.tsv' using 1:2 with lines, \
'data/7006841.tsv' using 1:2 with lines, \
'data/7006842.tsv' using 1:2 with lines, \
'data/7006843.tsv' using 1:2 with lines, \
'data/7006844.tsv' using 1:2 with lines, \
'data/7006845.tsv' using 1:2 with lines, \
'data/7006846.tsv' using 1:2 with lines, \
'data/7006847.tsv' using 1:2 with lines, \
'data/7006848.tsv' using 1:2 with lines, \
'data/7006849.tsv' using 1:2 with lines, \
'data/7006850.tsv' using 1:2 with lines, \
'data/7006851.tsv' using 1:2 with lines, \
'data/7006852.tsv' using 1:2 with lines, \
'data/7006853.tsv' using 1:2 with lines, \
'data/7006854.tsv' using 1:2 with lines, \
'data/7006855.tsv' using 1:2 with lines, \
'data/7006856.tsv' using 1:2 with lines, \
'data/7006857.tsv' using 1:2 with lines, \
'data/7006858.tsv' using 1:2 with lines, \
'data/7006859.tsv' using 1:2 with lines, \
'data/7006860.tsv' using 1:2 with lines, \
'data/7006861.tsv' using 1:2 with lines, \
'data/7006862.tsv' using 1:2 with lines, \
'data/7006863.tsv' using 1:2 with lines, \
'data/7006864.tsv' using 1:2 with lines, \
'data/7006865.tsv' using 1:2 with lines, \
'data/7006866.tsv' using 1:2 with lines, \
'data/7006867.tsv' using 1:2 with lines, \
'data/7006868.tsv' using 1:2 with lines, \
'data/7006869.tsv' using 1:2 with lines, \
'data/7006870.tsv' using 1:2 with lines, \
'data/7006871.tsv' using 1:2 with lines, \
'data/7006872.tsv' using 1:2 with lines, \
'data/7006873.tsv' using 1:2 with lines, \
'data/7006874.tsv' using 1:2 with lines, \
'data/7006875.tsv' using 1:2 with lines, \
'data/7006876.tsv' using 1:2 with lines, \
'data/7006877.tsv' using 1:2 with lines, \
'data/7006878.tsv' using 1:2 with lines, \
'data/7006879.tsv' using 1:2 with lines, \
'data/7006880.tsv' using 1:2 with lines, \
'data/7006881.tsv' using 1:2 with lines, \
'data/7006882.tsv' using 1:2 with lines, \
'data/7006883.tsv' using 1:2 with lines, \
'data/7006884.tsv' using 1:2 with lines, \
'data/7006885.tsv' using 1:2 with lines, \
'data/7006886.tsv' using 1:2 with lines, \
'data/7006887.tsv' using 1:2 with lines, \
'data/7006888.tsv' using 1:2 with lines, \
'data/7006889.tsv' using 1:2 with lines, \
'data/7006890.tsv' using 1:2 with lines, \
'data/7006891.tsv' using 1:2 with lines, \
'data/7006892.tsv' using 1:2 with lines, \
'data/7006893.tsv' using 1:2 with lines, \
'data/7006894.tsv' using 1:2 with lines, \
'data/7006895.tsv' using 1:2 with lines, \
'data/7006896.tsv' using 1:2 with lines, \
'data/7006897.tsv' using 1:2 with lines, \
'data/7006898.tsv' using 1:2 with lines, \
'data/7006899.tsv' using 1:2 with lines, \
'data/7006900.tsv' using 1:2 with lines, \
'data/7006901.tsv' using 1:2 with lines, \
'data/7006902.tsv' using 1:2 with lines, \
'data/7006903.tsv' using 1:2 with lines, \
'data/7006904.tsv' using 1:2 with lines, \
'data/7006905.tsv' using 1:2 with lines, \
'data/7006906.tsv' using 1:2 with lines, \
'data/7006907.tsv' using 1:2 with lines, \
'data/7006908.tsv' using 1:2 with lines, \
'data/7006909.tsv' using 1:2 with lines, \
'data/7006910.tsv' using 1:2 with lines, \
'data/7006911.tsv' using 1:2 with lines, \
'data/7006912.tsv' using 1:2 with lines, \
'data/7006913.tsv' using 1:2 with lines, \
'data/7006914.tsv' using 1:2 with lines, \
'data/7006915.tsv' using 1:2 with lines, \
'data/7006916.tsv' using 1:2 with lines, \
'data/7006917.tsv' using 1:2 with lines, \
'data/7006918.tsv' using 1:2 with lines, \
'data/7006919.tsv' using 1:2 with lines, \
'data/7006920.tsv' using 1:2 with lines, \
'data/7006921.tsv' using 1:2 with lines, \
'data/7006922.tsv' using 1:2 with lines, \
'data/7006923.tsv' using 1:2 with lines, \
'data/7006924.tsv' using 1:2 with lines, \
'data/7006925.tsv' using 1:2 with lines, \
'data/7006926.tsv' using 1:2 with lines, \
'data/7006927.tsv' using 1:2 with lines, \
'data/7006928.tsv' using 1:2 with lines, \
'data/7006929.tsv' using 1:2 with lines, \
'data/7006930.tsv' using 1:2 with lines, \
'data/7006931.tsv' using 1:2 with lines, \
'data/7006932.tsv' using 1:2 with lines, \
'data/7006933.tsv' using 1:2 with lines, \
'data/7006934.tsv' using 1:2 with lines, \
'data/7006935.tsv' using 1:2 with lines, \
'data/7006936.tsv' using 1:2 with lines, \
'data/7006937.tsv' using 1:2 with lines, \
'data/7006938.tsv' using 1:2 with lines, \
'data/7006939.tsv' using 1:2 with lines, \
'data/7006940.tsv' using 1:2 with lines, \
'data/7006941.tsv' using 1:2 with lines, \
'data/7006942.tsv' using 1:2 with lines, \
'data/7006943.tsv' using 1:2 with lines, \
'data/7006944.tsv' using 1:2 with lines, \
'data/7006945.tsv' using 1:2 with lines, \
'data/7006946.tsv' using 1:2 with lines, \
'data/7006947.tsv' using 1:2 with lines, \
'data/7006948.tsv' using 1:2 with lines, \
'data/7006949.tsv' using 1:2 with lines, \
'data/7006950.tsv' using 1:2 with lines, \
'data/7006951.tsv' using 1:2 with lines, \
'data/7006952.tsv' using 1:2 with lines, \
'data/7006953.tsv' using 1:2 with lines, \
'data/7006954.tsv' using 1:2 with lines, \
'data/7006955.tsv' using 1:2 with lines, \
'data/7006956.tsv' using 1:2 with lines, \
'data/7006957.tsv' using 1:2 with lines, \
'data/7006958.tsv' using 1:2 with lines, \
'data/7006959.tsv' using 1:2 with lines, \
'data/7006960.tsv' using 1:2 with lines, \
'data/7006961.tsv' using 1:2 with lines, \
'data/7006962.tsv' using 1:2 with lines, \
'data/7006963.tsv' using 1:2 with lines, \
'data/7006964.tsv' using 1:2 with lines, \
'data/7006965.tsv' using 1:2 with lines, \
'data/7006966.tsv' using 1:2 with lines, \
'data/7006967.tsv' using 1:2 with lines, \
'data/7006968.tsv' using 1:2 with lines, \
'data/7006969.tsv' using 1:2 with lines, \
'data/7006970.tsv' using 1:2 with lines, \
'data/7006971.tsv' using 1:2 with lines, \
'data/7006972.tsv' using 1:2 with lines, \
'data/7006973.tsv' using 1:2 with lines, \
'data/7006974.tsv' using 1:2 with lines, \
'data/7006975.tsv' using 1:2 with lines, \
'data/7006976.tsv' using 1:2 with lines, \
'data/7006977.tsv' using 1:2 with lines, \
'data/7006978.tsv' using 1:2 with lines, \
'data/7006979.tsv' using 1:2 with lines, \
'data/7006980.tsv' using 1:2 with lines, \
'data/7006981.tsv' using 1:2 with lines, \
'data/7006982.tsv' using 1:2 with lines, \
'data/7006983.tsv' using 1:2 with lines, \
'data/7006984.tsv' using 1:2 with lines, \
'data/7006985.tsv' using 1:2 with lines, \
'data/7006986.tsv' using 1:2 with lines, \
'data/7006987.tsv' using 1:2 with lines, \
'data/7006988.tsv' using 1:2 with lines, \
'data/7006989.tsv' using 1:2 with lines, \
'data/7006990.tsv' using 1:2 with lines, \
'data/7006991.tsv' using 1:2 with lines, \
'data/7006992.tsv' using 1:2 with lines, \
'data/7006993.tsv' using 1:2 with lines, \
'data/7006994.tsv' using 1:2 with lines, \
'data/7006995.tsv' using 1:2 with lines, \
'data/7006996.tsv' using 1:2 with lines, \
'data/7006997.tsv' using 1:2 with lines, \
'data/7006998.tsv' using 1:2 with lines, \
'data/7006999.tsv' using 1:2 with lines, \
'data/7007000.tsv' using 1:2 with lines, \
'data/7007001.tsv' using 1:2 with lines, \
'data/7007002.tsv' using 1:2 with lines, \
'data/7007003.tsv' using 1:2 with lines, \
'data/7007004.tsv' using 1:2 with lines, \
'data/7007005.tsv' using 1:2 with lines, \
'data/7007006.tsv' using 1:2 with lines, \
'data/7007007.tsv' using 1:2 with lines, \
'data/7007008.tsv' using 1:2 with lines, \
'data/7007009.tsv' using 1:2 with lines, \
'data/7007010.tsv' using 1:2 with lines, \
'data/7007011.tsv' using 1:2 with lines, \
'data/7007012.tsv' using 1:2 with lines, \
'data/7007013.tsv' using 1:2 with lines, \
'data/7007014.tsv' using 1:2 with lines, \
'data/7007015.tsv' using 1:2 with lines, \
'data/7007016.tsv' using 1:2 with lines, \
'data/7007017.tsv' using 1:2 with lines, \
'data/7007018.tsv' using 1:2 with lines, \
'data/7007019.tsv' using 1:2 with lines, \
'data/7007020.tsv' using 1:2 with lines, \
'data/7007021.tsv' using 1:2 with lines, \
'data/7007022.tsv' using 1:2 with lines, \
'data/7007023.tsv' using 1:2 with lines, \
'data/7007024.tsv' using 1:2 with lines, \
'data/7007025.tsv' using 1:2 with lines, \
'data/7007026.tsv' using 1:2 with lines, \
'data/7007027.tsv' using 1:2 with lines, \
'data/7007028.tsv' using 1:2 with lines, \
'data/7007029.tsv' using 1:2 with lines, \
'data/7007030.tsv' using 1:2 with lines, \
'data/7007031.tsv' using 1:2 with lines, \
'data/7007032.tsv' using 1:2 with lines, \
'data/7007033.tsv' using 1:2 with lines, \
'data/7007034.tsv' using 1:2 with lines, \
'data/7007035.tsv' using 1:2 with lines, \
'data/7007036.tsv' using 1:2 with lines, \
'data/7007037.tsv' using 1:2 with lines, \
'data/7007038.tsv' using 1:2 with lines, \
'data/7007039.tsv' using 1:2 with lines, \
'data/7007040.tsv' using 1:2 with lines, \
'data/7007041.tsv' using 1:2 with lines, \
'data/7007042.tsv' using 1:2 with lines, \
'data/7007043.tsv' using 1:2 with lines, \
'data/7007044.tsv' using 1:2 with lines, \
'data/7007045.tsv' using 1:2 with lines, \
'data/7007046.tsv' using 1:2 with lines, \
'data/7007047.tsv' using 1:2 with lines, \
'data/7007048.tsv' using 1:2 with lines, \
'data/7007049.tsv' using 1:2 with lines, \
'data/7007050.tsv' using 1:2 with lines, \
'data/7007051.tsv' using 1:2 with lines, \
'data/7007052.tsv' using 1:2 with lines, \
'data/7007053.tsv' using 1:2 with lines, \
'data/7007054.tsv' using 1:2 with lines, \
'data/7007055.tsv' using 1:2 with lines, \
'data/7007056.tsv' using 1:2 with lines, \
'data/7007057.tsv' using 1:2 with lines, \
'data/7007058.tsv' using 1:2 with lines, \
'data/7007059.tsv' using 1:2 with lines, \
'data/7007060.tsv' using 1:2 with lines, \
'data/7007061.tsv' using 1:2 with lines, \
'data/7007062.tsv' using 1:2 with lines, \
'data/7007063.tsv' using 1:2 with lines, \
'data/7007064.tsv' using 1:2 with lines, \
'data/7007065.tsv' using 1:2 with lines, \
'data/7007066.tsv' using 1:2 with lines, \
'data/7007067.tsv' using 1:2 with lines, \
'data/7007068.tsv' using 1:2 with lines, \
'data/7007069.tsv' using 1:2 with lines, \
'data/7007070.tsv' using 1:2 with lines, \
'data/7007071.tsv' using 1:2 with lines, \
'data/7007072.tsv' using 1:2 with lines, \
'data/7007073.tsv' using 1:2 with lines, \
'data/7007074.tsv' using 1:2 with lines, \
'data/7007075.tsv' using 1:2 with lines, \
'data/7007076.tsv' using 1:2 with lines, \
'data/7007077.tsv' using 1:2 with lines, \
'data/7007078.tsv' using 1:2 with lines, \
'data/7007079.tsv' using 1:2 with lines, \
'data/7007080.tsv' using 1:2 with lines, \
'data/7007081.tsv' using 1:2 with lines, \
'data/7007082.tsv' using 1:2 with lines, \
'data/7007083.tsv' using 1:2 with lines, \
'data/7007084.tsv' using 1:2 with lines, \
'data/7007085.tsv' using 1:2 with lines, \
'data/7007086.tsv' using 1:2 with lines, \
'data/7007087.tsv' using 1:2 with lines, \
'data/7007088.tsv' using 1:2 with lines, \
'data/7007089.tsv' using 1:2 with lines, \
'data/7007090.tsv' using 1:2 with lines, \
'data/7007091.tsv' using 1:2 with lines, \
'data/7007092.tsv' using 1:2 with lines, \
'data/7007093.tsv' using 1:2 with lines, \
'data/7007094.tsv' using 1:2 with lines, \
'data/7007095.tsv' using 1:2 with lines, \
'data/7007096.tsv' using 1:2 with lines, \
'data/7007097.tsv' using 1:2 with lines, \
'data/7007098.tsv' using 1:2 with lines, \
'data/7007099.tsv' using 1:2 with lines, \
'data/7007100.tsv' using 1:2 with lines, \
'data/7007101.tsv' using 1:2 with lines, \
'data/7007102.tsv' using 1:2 with lines, \
'data/7007103.tsv' using 1:2 with lines, \
'data/7007104.tsv' using 1:2 with lines, \
'data/7007105.tsv' using 1:2 with lines, \
'data/7007106.tsv' using 1:2 with lines, \
'data/7007107.tsv' using 1:2 with lines, \
'data/7007108.tsv' using 1:2 with lines, \
'data/7007109.tsv' using 1:2 with lines, \
'data/7007110.tsv' using 1:2 with lines, \
'data/7007111.tsv' using 1:2 with lines, \
'data/7007112.tsv' using 1:2 with lines, \
'data/7007113.tsv' using 1:2 with lines, \
'data/7007114.tsv' using 1:2 with lines, \
'data/7007115.tsv' using 1:2 with lines, \
'data/7007116.tsv' using 1:2 with lines, \
'data/7007117.tsv' using 1:2 with lines, \
'data/7007118.tsv' using 1:2 with lines, \
'data/7007119.tsv' using 1:2 with lines, \
'data/7007120.tsv' using 1:2 with lines, \
'data/7007121.tsv' using 1:2 with lines, \
'data/7007122.tsv' using 1:2 with lines, \
'data/7007123.tsv' using 1:2 with lines, \
'data/7007124.tsv' using 1:2 with lines, \
'data/7007125.tsv' using 1:2 with lines, \
'data/7007126.tsv' using 1:2 with lines, \
'data/7007127.tsv' using 1:2 with lines, \
'data/7007128.tsv' using 1:2 with lines, \
'data/7007129.tsv' using 1:2 with lines, \
'data/7007130.tsv' using 1:2 with lines, \
'data/7007131.tsv' using 1:2 with lines, \
'data/7007132.tsv' using 1:2 with lines, \
'data/7007133.tsv' using 1:2 with lines, \
'data/7007134.tsv' using 1:2 with lines, \
'data/7007135.tsv' using 1:2 with lines, \
'data/7007136.tsv' using 1:2 with lines, \
'data/7007137.tsv' using 1:2 with lines, \
'data/7007138.tsv' using 1:2 with lines, \
'data/7007139.tsv' using 1:2 with lines, \
'data/7007140.tsv' using 1:2 with lines, \
'data/7007141.tsv' using 1:2 with lines, \
'data/7007142.tsv' using 1:2 with lines, \
'data/7007143.tsv' using 1:2 with lines, \
'data/7007144.tsv' using 1:2 with lines, \
'data/7007145.tsv' using 1:2 with lines, \
'data/7007146.tsv' using 1:2 with lines, \
'data/7007147.tsv' using 1:2 with lines, \
'data/7007148.tsv' using 1:2 with lines, \
'data/7007149.tsv' using 1:2 with lines, \
'data/7007150.tsv' using 1:2 with lines, \
'data/7007151.tsv' using 1:2 with lines, \
'data/7007152.tsv' using 1:2 with lines, \
'data/7007153.tsv' using 1:2 with lines, \
'data/7007154.tsv' using 1:2 with lines, \
'data/7007155.tsv' using 1:2 with lines, \
'data/7007156.tsv' using 1:2 with lines, \
'data/7007157.tsv' using 1:2 with lines, \
'data/7007158.tsv' using 1:2 with lines, \
'data/7007159.tsv' using 1:2 with lines, \
'data/7007160.tsv' using 1:2 with lines, \
'data/7007161.tsv' using 1:2 with lines, \
'data/7007162.tsv' using 1:2 with lines, \
'data/7007163.tsv' using 1:2 with lines, \
'data/7007164.tsv' using 1:2 with lines, \
'data/7007165.tsv' using 1:2 with lines, \
'data/7007166.tsv' using 1:2 with lines, \
'data/7007167.tsv' using 1:2 with lines, \
'data/7007168.tsv' using 1:2 with lines, \
'data/7007169.tsv' using 1:2 with lines, \
'data/7007170.tsv' using 1:2 with lines, \
'data/7007171.tsv' using 1:2 with lines, \
'data/7007172.tsv' using 1:2 with lines, \
'data/7007173.tsv' using 1:2 with lines, \
'data/7007174.tsv' using 1:2 with lines, \
'data/7007175.tsv' using 1:2 with lines, \
'data/7007176.tsv' using 1:2 with lines, \
'data/7007177.tsv' using 1:2 with lines, \
'data/7007178.tsv' using 1:2 with lines, \
'data/7007179.tsv' using 1:2 with lines, \
'data/7007180.tsv' using 1:2 with lines, \
'data/7007181.tsv' using 1:2 with lines, \
'data/7007182.tsv' using 1:2 with lines, \
'data/7007183.tsv' using 1:2 with lines, \
'data/7007184.tsv' using 1:2 with lines, \
'data/7007185.tsv' using 1:2 with lines, \
'data/7007186.tsv' using 1:2 with lines, \
'data/7007187.tsv' using 1:2 with lines, \
'data/7007188.tsv' using 1:2 with lines, \
'data/7007189.tsv' using 1:2 with lines, \
'data/7007190.tsv' using 1:2 with lines, \
'data/7007191.tsv' using 1:2 with lines, \
'data/7007192.tsv' using 1:2 with lines, \
'data/7007193.tsv' using 1:2 with lines, \
'data/7007194.tsv' using 1:2 with lines, \
'data/7007195.tsv' using 1:2 with lines, \
'data/7007196.tsv' using 1:2 with lines, \
'data/7007197.tsv' using 1:2 with lines, \
'data/7007198.tsv' using 1:2 with lines, \
'data/7007199.tsv' using 1:2 with lines, \
'data/7007200.tsv' using 1:2 with lines, \
'data/7007201.tsv' using 1:2 with lines, \
'data/7007202.tsv' using 1:2 with lines, \
'data/7007203.tsv' using 1:2 with lines, \
'data/7007204.tsv' using 1:2 with lines, \
'data/7007205.tsv' using 1:2 with lines, \
'data/7007206.tsv' using 1:2 with lines, \
'data/7007207.tsv' using 1:2 with lines, \
'data/7007208.tsv' using 1:2 with lines, \
'data/7007209.tsv' using 1:2 with lines, \
'data/7007210.tsv' using 1:2 with lines, \
'data/7007211.tsv' using 1:2 with lines, \
'data/7007212.tsv' using 1:2 with lines, \
'data/7007213.tsv' using 1:2 with lines, \
'data/7007214.tsv' using 1:2 with lines, \
'data/7007215.tsv' using 1:2 with lines, \
'data/7007216.tsv' using 1:2 with lines, \
'data/7007217.tsv' using 1:2 with lines, \
'data/7007218.tsv' using 1:2 with lines, \
'data/7007219.tsv' using 1:2 with lines, \
'data/7007220.tsv' using 1:2 with lines, \
'data/7007221.tsv' using 1:2 with lines, \
'data/7007222.tsv' using 1:2 with lines, \
'data/7007223.tsv' using 1:2 with lines, \
'data/7007224.tsv' using 1:2 with lines, \
'data/7007225.tsv' using 1:2 with lines, \
'data/7007226.tsv' using 1:2 with lines, \
'data/7007227.tsv' using 1:2 with lines, \
'data/7007228.tsv' using 1:2 with lines, \
'data/7007229.tsv' using 1:2 with lines, \
'data/7007230.tsv' using 1:2 with lines, \
'data/7007231.tsv' using 1:2 with lines, \
'data/7007232.tsv' using 1:2 with lines, \
'data/7007233.tsv' using 1:2 with lines, \
'data/7007234.tsv' using 1:2 with lines, \
'data/7007235.tsv' using 1:2 with lines, \
'data/7007236.tsv' using 1:2 with lines, \
'data/7007237.tsv' using 1:2 with lines, \
'data/7007238.tsv' using 1:2 with lines, \
'data/7007239.tsv' using 1:2 with lines, \
'data/7007240.tsv' using 1:2 with lines, \
'data/7007241.tsv' using 1:2 with lines, \
'data/7007242.tsv' using 1:2 with lines, \
'data/7007243.tsv' using 1:2 with lines, \
'data/7007244.tsv' using 1:2 with lines, \
'data/7007245.tsv' using 1:2 with lines, \
'data/7007246.tsv' using 1:2 with lines, \
'data/7007247.tsv' using 1:2 with lines, \
'data/7007248.tsv' using 1:2 with lines, \
'data/7007249.tsv' using 1:2 with lines, \
'data/7007250.tsv' using 1:2 with lines, \
'data/7007251.tsv' using 1:2 with lines, \
'data/7007252.tsv' using 1:2 with lines, \
'data/7007253.tsv' using 1:2 with lines, \
'data/7007254.tsv' using 1:2 with lines, \
'data/7007255.tsv' using 1:2 with lines, \
'data/7007256.tsv' using 1:2 with lines, \
'data/7007257.tsv' using 1:2 with lines, \
'data/7007258.tsv' using 1:2 with lines, \
'data/7007259.tsv' using 1:2 with lines, \
'data/7007260.tsv' using 1:2 with lines, \
'data/7007261.tsv' using 1:2 with lines, \
'data/7007262.tsv' using 1:2 with lines, \
'data/7007263.tsv' using 1:2 with lines, \
'data/7007264.tsv' using 1:2 with lines, \
'data/7007265.tsv' using 1:2 with lines, \
'data/7007266.tsv' using 1:2 with lines, \
'data/7007267.tsv' using 1:2 with lines, \
'data/7007268.tsv' using 1:2 with lines, \
'data/7007269.tsv' using 1:2 with lines, \
'data/7007270.tsv' using 1:2 with lines, \
'data/7007271.tsv' using 1:2 with lines, \
'data/7007272.tsv' using 1:2 with lines, \
'data/7007273.tsv' using 1:2 with lines, \
'data/7007274.tsv' using 1:2 with lines, \
'data/7007275.tsv' using 1:2 with lines, \
'data/7007276.tsv' using 1:2 with lines, \
'data/7007277.tsv' using 1:2 with lines, \
'data/7007278.tsv' using 1:2 with lines, \
'data/7007279.tsv' using 1:2 with lines, \
'data/7007280.tsv' using 1:2 with lines, \
'data/7007281.tsv' using 1:2 with lines, \
'data/7007282.tsv' using 1:2 with lines, \
'data/7007283.tsv' using 1:2 with lines, \
'data/7007284.tsv' using 1:2 with lines, \
'data/7007285.tsv' using 1:2 with lines, \
'data/7007286.tsv' using 1:2 with lines, \
'data/7007287.tsv' using 1:2 with lines, \
'data/7007288.tsv' using 1:2 with lines, \
'data/7007289.tsv' using 1:2 with lines, \
'data/7007290.tsv' using 1:2 with lines, \
'data/7007291.tsv' using 1:2 with lines, \
'data/7007292.tsv' using 1:2 with lines, \
'data/7007293.tsv' using 1:2 with lines, \
'data/7007294.tsv' using 1:2 with lines, \
'data/7007295.tsv' using 1:2 with lines, \
'data/7007296.tsv' using 1:2 with lines, \
'data/7007297.tsv' using 1:2 with lines, \
'data/7007298.tsv' using 1:2 with lines, \
'data/7007299.tsv' using 1:2 with lines, \
'data/7007300.tsv' using 1:2 with lines, \
'data/7007301.tsv' using 1:2 with lines, \
'data/7007302.tsv' using 1:2 with lines, \
'data/7007303.tsv' using 1:2 with lines, \
'data/7007304.tsv' using 1:2 with lines, \
'data/7007305.tsv' using 1:2 with lines, \
'data/7007306.tsv' using 1:2 with lines, \
'data/7007307.tsv' using 1:2 with lines, \
'data/7007308.tsv' using 1:2 with lines, \
'data/7007309.tsv' using 1:2 with lines, \
'data/7007310.tsv' using 1:2 with lines, \
'data/7007311.tsv' using 1:2 with lines, \
'data/7007312.tsv' using 1:2 with lines, \
'data/7007313.tsv' using 1:2 with lines, \
'data/7007314.tsv' using 1:2 with lines, \
'data/7007315.tsv' using 1:2 with lines, \
'data/7007316.tsv' using 1:2 with lines, \
'data/7007317.tsv' using 1:2 with lines, \
'data/7007318.tsv' using 1:2 with lines, \
'data/7007319.tsv' using 1:2 with lines, \
'data/7007320.tsv' using 1:2 with lines, \
'data/7007321.tsv' using 1:2 with lines, \
'data/7007322.tsv' using 1:2 with lines, \
'data/7007323.tsv' using 1:2 with lines, \
'data/7007324.tsv' using 1:2 with lines, \
'data/7007325.tsv' using 1:2 with lines, \
'data/7007326.tsv' using 1:2 with lines, \
'data/7007327.tsv' using 1:2 with lines, \
'data/7007328.tsv' using 1:2 with lines, \
'data/7007329.tsv' using 1:2 with lines, \
'data/7007330.tsv' using 1:2 with lines, \
'data/7007331.tsv' using 1:2 with lines, \
'data/7007332.tsv' using 1:2 with lines, \
'data/7007333.tsv' using 1:2 with lines, \
'data/7007334.tsv' using 1:2 with lines, \
'data/7007335.tsv' using 1:2 with lines, \
'data/7007336.tsv' using 1:2 with lines, \
'data/7007337.tsv' using 1:2 with lines, \
'data/7007338.tsv' using 1:2 with lines, \
'data/7007339.tsv' using 1:2 with lines, \
'data/7007340.tsv' using 1:2 with lines, \
'data/7007341.tsv' using 1:2 with lines, \
'data/7007342.tsv' using 1:2 with lines, \
'data/7007343.tsv' using 1:2 with lines, \
'data/7007344.tsv' using 1:2 with lines, \
'data/7007345.tsv' using 1:2 with lines, \
'data/7007346.tsv' using 1:2 with lines, \
'data/7007347.tsv' using 1:2 with lines, \
'data/7007348.tsv' using 1:2 with lines, \
'data/7007349.tsv' using 1:2 with lines, \
'data/7007350.tsv' using 1:2 with lines, \
'data/7007351.tsv' using 1:2 with lines, \
'data/7007352.tsv' using 1:2 with lines, \
'data/7007353.tsv' using 1:2 with lines, \
'data/7007354.tsv' using 1:2 with lines, \
'data/7007355.tsv' using 1:2 with lines, \
'data/7007356.tsv' using 1:2 with lines, \
'data/7007357.tsv' using 1:2 with lines, \
'data/7007358.tsv' using 1:2 with lines, \
'data/7007359.tsv' using 1:2 with lines, \
'data/7007360.tsv' using 1:2 with lines, \
'data/7007361.tsv' using 1:2 with lines, \
'data/7007362.tsv' using 1:2 with lines, \
'data/7007363.tsv' using 1:2 with lines, \
'data/7007364.tsv' using 1:2 with lines, \
'data/7007365.tsv' using 1:2 with lines, \
'data/7007366.tsv' using 1:2 with lines, \
'data/7007367.tsv' using 1:2 with lines, \
'data/7007368.tsv' using 1:2 with lines, \
'data/7007369.tsv' using 1:2 with lines, \
'data/7007370.tsv' using 1:2 with lines, \
'data/7007371.tsv' using 1:2 with lines, \
'data/7007372.tsv' using 1:2 with lines, \
'data/7007373.tsv' using 1:2 with lines, \
'data/7007374.tsv' using 1:2 with lines, \
'data/7007375.tsv' using 1:2 with lines, \
'data/7007376.tsv' using 1:2 with lines, \
'data/7007377.tsv' using 1:2 with lines, \
'data/7007378.tsv' using 1:2 with lines, \
'data/7007379.tsv' using 1:2 with lines, \
'data/7007380.tsv' using 1:2 with lines, \
'data/7007381.tsv' using 1:2 with lines, \
'data/7007382.tsv' using 1:2 with lines, \
'data/7007383.tsv' using 1:2 with lines, \
'data/7007384.tsv' using 1:2 with lines, \
'data/7007385.tsv' using 1:2 with lines, \
'data/7007386.tsv' using 1:2 with lines, \
'data/7007387.tsv' using 1:2 with lines, \
'data/7007388.tsv' using 1:2 with lines, \
'data/7007389.tsv' using 1:2 with lines, \
'data/7007390.tsv' using 1:2 with lines, \
'data/7007391.tsv' using 1:2 with lines, \
'data/7007392.tsv' using 1:2 with lines, \
'data/7007393.tsv' using 1:2 with lines, \
'data/7007394.tsv' using 1:2 with lines, \
'data/7007395.tsv' using 1:2 with lines, \
'data/7007396.tsv' using 1:2 with lines, \
'data/7007397.tsv' using 1:2 with lines, \
'data/7007398.tsv' using 1:2 with lines, \
'data/7007399.tsv' using 1:2 with lines, \
'data/7007400.tsv' using 1:2 with lines, \
'data/7007401.tsv' using 1:2 with lines, \
'data/7007402.tsv' using 1:2 with lines, \
'data/7007403.tsv' using 1:2 with lines, \
'data/7007404.tsv' using 1:2 with lines, \
'data/7007405.tsv' using 1:2 with lines, \
'data/7007406.tsv' using 1:2 with lines, \
'data/7007407.tsv' using 1:2 with lines, \
'data/7007408.tsv' using 1:2 with lines, \
'data/7007409.tsv' using 1:2 with lines, \
'data/7007410.tsv' using 1:2 with lines, \
'data/7007411.tsv' using 1:2 with lines, \
'data/7007412.tsv' using 1:2 with lines, \
'data/7007413.tsv' using 1:2 with lines, \
'data/7007414.tsv' using 1:2 with lines, \
'data/7007415.tsv' using 1:2 with lines, \
'data/7007416.tsv' using 1:2 with lines, \
'data/7007417.tsv' using 1:2 with lines, \
'data/7007418.tsv' using 1:2 with lines, \
'data/7007419.tsv' using 1:2 with lines, \
'data/7007420.tsv' using 1:2 with lines, \
'data/7007421.tsv' using 1:2 with lines, \
'data/7007422.tsv' using 1:2 with lines, \
'data/7007423.tsv' using 1:2 with lines, \
'data/7007424.tsv' using 1:2 with lines, \
'data/7007425.tsv' using 1:2 with lines, \
'data/7007426.tsv' using 1:2 with lines, \
'data/7007427.tsv' using 1:2 with lines, \
'data/7007428.tsv' using 1:2 with lines, \
'data/7007429.tsv' using 1:2 with lines, \
'data/7007430.tsv' using 1:2 with lines, \
'data/7007431.tsv' using 1:2 with lines, \
'data/7007432.tsv' using 1:2 with lines, \
'data/7007433.tsv' using 1:2 with lines, \
'data/7007434.tsv' using 1:2 with lines, \
'data/7007435.tsv' using 1:2 with lines, \
'data/7007436.tsv' using 1:2 with lines, \
'data/7007437.tsv' using 1:2 with lines, \
'data/7007438.tsv' using 1:2 with lines, \
'data/7007439.tsv' using 1:2 with lines, \
'data/7007440.tsv' using 1:2 with lines, \
'data/7007441.tsv' using 1:2 with lines, \
'data/7007442.tsv' using 1:2 with lines, \
'data/7007443.tsv' using 1:2 with lines, \
'data/7007444.tsv' using 1:2 with lines, \
'data/7007445.tsv' using 1:2 with lines, \
'data/7007446.tsv' using 1:2 with lines, \
'data/7007447.tsv' using 1:2 with lines, \
'data/7007448.tsv' using 1:2 with lines, \
'data/7007449.tsv' using 1:2 with lines, \
'data/7007450.tsv' using 1:2 with lines, \
'data/7007451.tsv' using 1:2 with lines, \
'data/7007452.tsv' using 1:2 with lines, \
'data/7007453.tsv' using 1:2 with lines, \
'data/7007454.tsv' using 1:2 with lines, \
'data/7007455.tsv' using 1:2 with lines, \
'data/7007456.tsv' using 1:2 with lines, \
'data/7007457.tsv' using 1:2 with lines, \
'data/7007458.tsv' using 1:2 with lines, \
'data/7007459.tsv' using 1:2 with lines, \
'data/7007460.tsv' using 1:2 with lines, \
'data/7007461.tsv' using 1:2 with lines, \
'data/7007462.tsv' using 1:2 with lines, \
'data/7007463.tsv' using 1:2 with lines, \
'data/7007464.tsv' using 1:2 with lines, \
'data/7007465.tsv' using 1:2 with lines, \
'data/7007466.tsv' using 1:2 with lines, \
'data/7007467.tsv' using 1:2 with lines, \
'data/7007468.tsv' using 1:2 with lines, \
'data/7007469.tsv' using 1:2 with lines, \
'data/7007470.tsv' using 1:2 with lines, \
'data/7007471.tsv' using 1:2 with lines, \
'data/7007472.tsv' using 1:2 with lines, \
'data/7007473.tsv' using 1:2 with lines, \
'data/7007474.tsv' using 1:2 with lines, \
'data/7007475.tsv' using 1:2 with lines, \
'data/7007476.tsv' using 1:2 with lines, \
'data/7007477.tsv' using 1:2 with lines, \
'data/7007478.tsv' using 1:2 with lines, \
'data/7007479.tsv' using 1:2 with lines, \
'data/7007480.tsv' using 1:2 with lines, \
'data/7007481.tsv' using 1:2 with lines, \
'data/7007482.tsv' using 1:2 with lines, \
'data/7007483.tsv' using 1:2 with lines, \
'data/7007484.tsv' using 1:2 with lines, \
'data/7007485.tsv' using 1:2 with lines, \
'data/7007486.tsv' using 1:2 with lines, \
'data/7007487.tsv' using 1:2 with lines, \
'data/7007488.tsv' using 1:2 with lines, \
'data/7007489.tsv' using 1:2 with lines, \
'data/7007490.tsv' using 1:2 with lines, \
'data/7007491.tsv' using 1:2 with lines, \
'data/7007492.tsv' using 1:2 with lines, \
'data/7007493.tsv' using 1:2 with lines, \
'data/7007494.tsv' using 1:2 with lines, \
'data/7007495.tsv' using 1:2 with lines, \
'data/7007496.tsv' using 1:2 with lines, \
'data/7007497.tsv' using 1:2 with lines, \
'data/7007498.tsv' using 1:2 with lines, \
'data/7007499.tsv' using 1:2 with lines, \
'data/7007500.tsv' using 1:2 with lines, \
'data/7007501.tsv' using 1:2 with lines, \
'data/7007502.tsv' using 1:2 with lines, \
'data/7007503.tsv' using 1:2 with lines, \
'data/7007504.tsv' using 1:2 with lines, \
'data/7007505.tsv' using 1:2 with lines, \
'data/7007506.tsv' using 1:2 with lines, \
'data/7007507.tsv' using 1:2 with lines, \
'data/7007508.tsv' using 1:2 with lines, \
'data/7007509.tsv' using 1:2 with lines, \
'data/7007510.tsv' using 1:2 with lines, \
'data/7007511.tsv' using 1:2 with lines, \
'data/7007512.tsv' using 1:2 with lines, \
'data/7007513.tsv' using 1:2 with lines, \
'data/7007514.tsv' using 1:2 with lines, \
'data/7007515.tsv' using 1:2 with lines, \
'data/7007516.tsv' using 1:2 with lines, \
'data/7007517.tsv' using 1:2 with lines, \
'data/7007518.tsv' using 1:2 with lines, \
'data/7007519.tsv' using 1:2 with lines, \
'data/7007520.tsv' using 1:2 with lines, \
'data/7007521.tsv' using 1:2 with lines, \
'data/7007522.tsv' using 1:2 with lines, \
'data/7007523.tsv' using 1:2 with lines, \
'data/7007524.tsv' using 1:2 with lines, \
'data/7007525.tsv' using 1:2 with lines, \
'data/7007526.tsv' using 1:2 with lines, \
'data/7007527.tsv' using 1:2 with lines, \
'data/7007528.tsv' using 1:2 with lines, \
'data/7007529.tsv' using 1:2 with lines, \
'data/7007530.tsv' using 1:2 with lines, \
'data/7007531.tsv' using 1:2 with lines, \
'data/7007532.tsv' using 1:2 with lines, \
'data/7007533.tsv' using 1:2 with lines, \
'data/7007534.tsv' using 1:2 with lines, \
'data/7007535.tsv' using 1:2 with lines, \
'data/7007536.tsv' using 1:2 with lines, \
'data/7007537.tsv' using 1:2 with lines, \
'data/7007538.tsv' using 1:2 with lines, \
'data/7007539.tsv' using 1:2 with lines, \
'data/7007540.tsv' using 1:2 with lines, \
'data/7007541.tsv' using 1:2 with lines, \
'data/7007542.tsv' using 1:2 with lines, \
'data/7007543.tsv' using 1:2 with lines, \
'data/7007544.tsv' using 1:2 with lines, \
'data/7007545.tsv' using 1:2 with lines, \
'data/7007546.tsv' using 1:2 with lines, \
'data/7007547.tsv' using 1:2 with lines, \
'data/7007548.tsv' using 1:2 with lines, \
'data/7007549.tsv' using 1:2 with lines, \
'data/7007550.tsv' using 1:2 with lines, \
'data/7007551.tsv' using 1:2 with lines, \
'data/7007552.tsv' using 1:2 with lines, \
'data/7007553.tsv' using 1:2 with lines, \
'data/7007554.tsv' using 1:2 with lines, \
'data/7007555.tsv' using 1:2 with lines, \
'data/7007556.tsv' using 1:2 with lines, \
'data/7007557.tsv' using 1:2 with lines, \
'data/7007558.tsv' using 1:2 with lines, \
'data/7007559.tsv' using 1:2 with lines, \
'data/7007560.tsv' using 1:2 with lines, \
'data/7007561.tsv' using 1:2 with lines, \
'data/7007562.tsv' using 1:2 with lines, \
'data/7007563.tsv' using 1:2 with lines, \
'data/7007564.tsv' using 1:2 with lines, \
'data/7007565.tsv' using 1:2 with lines, \
'data/7007566.tsv' using 1:2 with lines, \
'data/7007567.tsv' using 1:2 with lines, \
'data/7007568.tsv' using 1:2 with lines, \
'data/7007569.tsv' using 1:2 with lines, \
'data/7007570.tsv' using 1:2 with lines, \
'data/7007571.tsv' using 1:2 with lines, \
'data/7007572.tsv' using 1:2 with lines, \
'data/7007573.tsv' using 1:2 with lines, \
'data/7007574.tsv' using 1:2 with lines, \
'data/7007575.tsv' using 1:2 with lines, \
'data/7007576.tsv' using 1:2 with lines, \
'data/7007577.tsv' using 1:2 with lines, \
'data/7007578.tsv' using 1:2 with lines, \
'data/7007579.tsv' using 1:2 with lines, \
'data/7007580.tsv' using 1:2 with lines, \
'data/7007581.tsv' using 1:2 with lines, \
'data/7007582.tsv' using 1:2 with lines, \
'data/7007583.tsv' using 1:2 with lines, \
'data/7007584.tsv' using 1:2 with lines, \
'data/7007585.tsv' using 1:2 with lines, \
'data/7007586.tsv' using 1:2 with lines, \
'data/7007587.tsv' using 1:2 with lines, \
'data/7007588.tsv' using 1:2 with lines, \
'data/7007589.tsv' using 1:2 with lines, \
'data/7007590.tsv' using 1:2 with lines, \
'data/7007591.tsv' using 1:2 with lines, \
'data/7007592.tsv' using 1:2 with lines, \
'data/7007593.tsv' using 1:2 with lines, \
'data/7007594.tsv' using 1:2 with lines, \
'data/7007595.tsv' using 1:2 with lines, \
'data/7007596.tsv' using 1:2 with lines, \
'data/7007597.tsv' using 1:2 with lines, \
'data/7007598.tsv' using 1:2 with lines, \
'data/7007599.tsv' using 1:2 with lines, \
'data/7007600.tsv' using 1:2 with lines, \
'data/7007601.tsv' using 1:2 with lines, \
'data/7007602.tsv' using 1:2 with lines, \
'data/7007603.tsv' using 1:2 with lines, \
'data/7007604.tsv' using 1:2 with lines, \
'data/7007605.tsv' using 1:2 with lines, \
'data/7007606.tsv' using 1:2 with lines, \
'data/7007607.tsv' using 1:2 with lines, \
'data/7007608.tsv' using 1:2 with lines, \
'data/7007609.tsv' using 1:2 with lines, \
'data/7007610.tsv' using 1:2 with lines, \
'data/7007611.tsv' using 1:2 with lines, \
'data/7007612.tsv' using 1:2 with lines, \
'data/7007613.tsv' using 1:2 with lines, \
'data/7007614.tsv' using 1:2 with lines, \
'data/7007615.tsv' using 1:2 with lines, \
'data/7007616.tsv' using 1:2 with lines, \
'data/7007617.tsv' using 1:2 with lines, \
'data/7007618.tsv' using 1:2 with lines, \
'data/7007619.tsv' using 1:2 with lines, \
'data/7007620.tsv' using 1:2 with lines, \
'data/7007621.tsv' using 1:2 with lines, \
'data/7007622.tsv' using 1:2 with lines, \
'data/7007623.tsv' using 1:2 with lines, \
'data/7007624.tsv' using 1:2 with lines, \
'data/7007625.tsv' using 1:2 with lines, \
'data/7007626.tsv' using 1:2 with lines, \
'data/7007627.tsv' using 1:2 with lines, \
'data/7007628.tsv' using 1:2 with lines, \
'data/7007629.tsv' using 1:2 with lines, \
'data/7007630.tsv' using 1:2 with lines, \
'data/7007631.tsv' using 1:2 with lines, \
'data/7007632.tsv' using 1:2 with lines, \
'data/7007633.tsv' using 1:2 with lines, \
'data/7007634.tsv' using 1:2 with lines, \
'data/7007635.tsv' using 1:2 with lines, \
'data/7007636.tsv' using 1:2 with lines, \
'data/7007637.tsv' using 1:2 with lines, \
'data/7007638.tsv' using 1:2 with lines, \
'data/7007639.tsv' using 1:2 with lines, \
'data/7007640.tsv' using 1:2 with lines, \
'data/7007641.tsv' using 1:2 with lines, \
'data/7007642.tsv' using 1:2 with lines, \
'data/7007643.tsv' using 1:2 with lines, \
'data/7007644.tsv' using 1:2 with lines, \
'data/7007645.tsv' using 1:2 with lines, \
'data/7007646.tsv' using 1:2 with lines, \
'data/7007647.tsv' using 1:2 with lines, \
'data/7007648.tsv' using 1:2 with lines, \
'data/7007649.tsv' using 1:2 with lines, \
'data/7007650.tsv' using 1:2 with lines, \
'data/7007651.tsv' using 1:2 with lines, \
'data/7007652.tsv' using 1:2 with lines, \
'data/7007653.tsv' using 1:2 with lines, \
'data/7007654.tsv' using 1:2 with lines, \
'data/7007655.tsv' using 1:2 with lines, \
'data/7007656.tsv' using 1:2 with lines, \
'data/7007657.tsv' using 1:2 with lines, \
'data/7007658.tsv' using 1:2 with lines, \
'data/7007659.tsv' using 1:2 with lines, \
'data/7007660.tsv' using 1:2 with lines, \
'data/7007661.tsv' using 1:2 with lines, \
'data/7007662.tsv' using 1:2 with lines, \
'data/7007663.tsv' using 1:2 with lines, \
'data/7007664.tsv' using 1:2 with lines, \
'data/7007665.tsv' using 1:2 with lines, \
'data/7007666.tsv' using 1:2 with lines, \
'data/7007667.tsv' using 1:2 with lines, \
'data/7007668.tsv' using 1:2 with lines, \
'data/7007669.tsv' using 1:2 with lines, \
'data/7007670.tsv' using 1:2 with lines, \
'data/7007671.tsv' using 1:2 with lines, \
'data/7007672.tsv' using 1:2 with lines, \
'data/7007673.tsv' using 1:2 with lines, \
'data/7007674.tsv' using 1:2 with lines, \
'data/7007675.tsv' using 1:2 with lines, \
'data/7007676.tsv' using 1:2 with lines, \
'data/7007677.tsv' using 1:2 with lines, \
'data/7007678.tsv' using 1:2 with lines, \
'data/7007679.tsv' using 1:2 with lines, \
'data/7007680.tsv' using 1:2 with lines, \
'data/7007681.tsv' using 1:2 with lines, \
'data/7007682.tsv' using 1:2 with lines, \
'data/7007683.tsv' using 1:2 with lines, \
'data/7007684.tsv' using 1:2 with lines, \
'data/7007685.tsv' using 1:2 with lines, \
'data/7007686.tsv' using 1:2 with lines, \
'data/7007687.tsv' using 1:2 with lines, \
'data/7007688.tsv' using 1:2 with lines, \
'data/7007689.tsv' using 1:2 with lines, \
'data/7007690.tsv' using 1:2 with lines, \
'data/7007691.tsv' using 1:2 with lines, \
'data/7007692.tsv' using 1:2 with lines, \
'data/7007693.tsv' using 1:2 with lines, \
'data/7007694.tsv' using 1:2 with lines, \
'data/7007695.tsv' using 1:2 with lines, \
'data/7007696.tsv' using 1:2 with lines, \
'data/7007697.tsv' using 1:2 with lines, \
'data/7007698.tsv' using 1:2 with lines, \
'data/7007699.tsv' using 1:2 with lines, \
'data/7007700.tsv' using 1:2 with lines, \
'data/7007701.tsv' using 1:2 with lines, \
'data/7007702.tsv' using 1:2 with lines, \
'data/7007703.tsv' using 1:2 with lines, \
'data/7007704.tsv' using 1:2 with lines, \
'data/7007705.tsv' using 1:2 with lines, \
'data/7007706.tsv' using 1:2 with lines, \
'data/7007707.tsv' using 1:2 with lines, \
'data/7007708.tsv' using 1:2 with lines, \
'data/7007709.tsv' using 1:2 with lines, \
'data/7007710.tsv' using 1:2 with lines, \
'data/7007711.tsv' using 1:2 with lines, \
'data/7007712.tsv' using 1:2 with lines, \
'data/7007713.tsv' using 1:2 with lines, \
'data/7007714.tsv' using 1:2 with lines, \
'data/7007715.tsv' using 1:2 with lines, \
'data/7007716.tsv' using 1:2 with lines, \
'data/7007717.tsv' using 1:2 with lines, \
'data/7007718.tsv' using 1:2 with lines, \
'data/7007719.tsv' using 1:2 with lines, \
'data/7007720.tsv' using 1:2 with lines, \
'data/7007721.tsv' using 1:2 with lines, \
'data/7007722.tsv' using 1:2 with lines, \
'data/7007723.tsv' using 1:2 with lines, \
'data/7007724.tsv' using 1:2 with lines, \
'data/7007725.tsv' using 1:2 with lines, \
'data/7007726.tsv' using 1:2 with lines, \
'data/7007727.tsv' using 1:2 with lines, \
'data/7007728.tsv' using 1:2 with lines, \
'data/7007729.tsv' using 1:2 with lines, \
'data/7007730.tsv' using 1:2 with lines, \
'data/7007731.tsv' using 1:2 with lines, \
'data/7007732.tsv' using 1:2 with lines, \
'data/7007733.tsv' using 1:2 with lines, \
'data/7007734.tsv' using 1:2 with lines, \
'data/7007735.tsv' using 1:2 with lines, \
'data/7007736.tsv' using 1:2 with lines, \
'data/7007737.tsv' using 1:2 with lines, \
'data/7007738.tsv' using 1:2 with lines, \
'data/7007739.tsv' using 1:2 with lines, \
'data/7007740.tsv' using 1:2 with lines, \
'data/7007741.tsv' using 1:2 with lines, \
'data/7007742.tsv' using 1:2 with lines, \
'data/7007743.tsv' using 1:2 with lines, \
'data/7007744.tsv' using 1:2 with lines, \
'data/7007745.tsv' using 1:2 with lines, \
'data/7007746.tsv' using 1:2 with lines, \
'data/7007747.tsv' using 1:2 with lines, \
'data/7007748.tsv' using 1:2 with lines, \
'data/7007749.tsv' using 1:2 with lines, \
'data/7007750.tsv' using 1:2 with lines, \
'data/7007751.tsv' using 1:2 with lines, \
'data/7007752.tsv' using 1:2 with lines, \
'data/7007753.tsv' using 1:2 with lines, \
'data/7007754.tsv' using 1:2 with lines, \
'data/7007755.tsv' using 1:2 with lines, \
'data/7007756.tsv' using 1:2 with lines, \
'data/7007757.tsv' using 1:2 with lines, \
'data/7007758.tsv' using 1:2 with lines, \
'data/7007759.tsv' using 1:2 with lines, \
'data/7007760.tsv' using 1:2 with lines, \
'data/7007761.tsv' using 1:2 with lines, \
'data/7007762.tsv' using 1:2 with lines, \
'data/7007763.tsv' using 1:2 with lines, \
'data/7007764.tsv' using 1:2 with lines, \
'data/7007765.tsv' using 1:2 with lines, \
'data/7007766.tsv' using 1:2 with lines, \
'data/7007767.tsv' using 1:2 with lines, \
'data/7007768.tsv' using 1:2 with lines, \
'data/7007769.tsv' using 1:2 with lines, \
'data/7007770.tsv' using 1:2 with lines, \
'data/7007771.tsv' using 1:2 with lines, \
'data/7007772.tsv' using 1:2 with lines, \
'data/7007773.tsv' using 1:2 with lines, \
'data/7007774.tsv' using 1:2 with lines, \
'data/7007775.tsv' using 1:2 with lines, \
'data/7007776.tsv' using 1:2 with lines, \
'data/7007777.tsv' using 1:2 with lines, \
'data/7007778.tsv' using 1:2 with lines, \
'data/7007779.tsv' using 1:2 with lines, \
'data/7007780.tsv' using 1:2 with lines, \
'data/7007781.tsv' using 1:2 with lines, \
'data/7007782.tsv' using 1:2 with lines, \
'data/7007783.tsv' using 1:2 with lines, \
'data/7007784.tsv' using 1:2 with lines, \
'data/7007785.tsv' using 1:2 with lines, \
'data/7007786.tsv' using 1:2 with lines, \
'data/7007787.tsv' using 1:2 with lines, \
'data/7007788.tsv' using 1:2 with lines, \
'data/7007789.tsv' using 1:2 with lines, \
'data/7007790.tsv' using 1:2 with lines, \
'data/7007791.tsv' using 1:2 with lines, \
'data/7007792.tsv' using 1:2 with lines, \
'data/7007793.tsv' using 1:2 with lines, \
'data/7007794.tsv' using 1:2 with lines, \
'data/7007795.tsv' using 1:2 with lines, \
'data/7007796.tsv' using 1:2 with lines, \
'data/7007797.tsv' using 1:2 with lines, \
'data/7007798.tsv' using 1:2 with lines, \
'data/7007799.tsv' using 1:2 with lines, \
'data/7007800.tsv' using 1:2 with lines, \
'data/7007801.tsv' using 1:2 with lines, \
'data/7007802.tsv' using 1:2 with lines, \
'data/7007803.tsv' using 1:2 with lines, \
'data/7007804.tsv' using 1:2 with lines, \
'data/7007805.tsv' using 1:2 with lines, \
'data/7007806.tsv' using 1:2 with lines, \
'data/7007807.tsv' using 1:2 with lines, \
'data/7007808.tsv' using 1:2 with lines, \
'data/7007809.tsv' using 1:2 with lines, \
'data/7007810.tsv' using 1:2 with lines, \
'data/7007811.tsv' using 1:2 with lines, \
'data/7007812.tsv' using 1:2 with lines, \
'data/7007813.tsv' using 1:2 with lines, \
'data/7007814.tsv' using 1:2 with lines, \
'data/7007815.tsv' using 1:2 with lines, \
'data/7007816.tsv' using 1:2 with lines, \
'data/7007817.tsv' using 1:2 with lines, \
'data/7007818.tsv' using 1:2 with lines, \
'data/7007819.tsv' using 1:2 with lines, \
'data/7007820.tsv' using 1:2 with lines, \
'data/7007821.tsv' using 1:2 with lines, \
'data/7007822.tsv' using 1:2 with lines, \
'data/7007823.tsv' using 1:2 with lines, \
'data/7007824.tsv' using 1:2 with lines, \
'data/7007825.tsv' using 1:2 with lines, \
'data/7007826.tsv' using 1:2 with lines, \
'data/7007827.tsv' using 1:2 with lines, \
'data/7007828.tsv' using 1:2 with lines, \
'data/7007829.tsv' using 1:2 with lines, \
'data/7007830.tsv' using 1:2 with lines, \
'data/7007831.tsv' using 1:2 with lines, \
'data/7007832.tsv' using 1:2 with lines, \
'data/7007833.tsv' using 1:2 with lines, \
'data/7007834.tsv' using 1:2 with lines, \
'data/7007835.tsv' using 1:2 with lines, \
'data/7007836.tsv' using 1:2 with lines, \
'data/7007837.tsv' using 1:2 with lines, \
'data/7007838.tsv' using 1:2 with lines, \
'data/7007839.tsv' using 1:2 with lines, \
'data/7007840.tsv' using 1:2 with lines, \
'data/7007841.tsv' using 1:2 with lines, \
'data/7007842.tsv' using 1:2 with lines, \
'data/7007843.tsv' using 1:2 with lines, \
'data/7007844.tsv' using 1:2 with lines, \
'data/7007845.tsv' using 1:2 with lines, \
'data/7007846.tsv' using 1:2 with lines, \
'data/7007847.tsv' using 1:2 with lines, \
'data/7007848.tsv' using 1:2 with lines, \
'data/7007849.tsv' using 1:2 with lines, \
'data/7007850.tsv' using 1:2 with lines, \
'data/7007851.tsv' using 1:2 with lines, \
'data/7007852.tsv' using 1:2 with lines, \
'data/7007853.tsv' using 1:2 with lines, \
'data/7007854.tsv' using 1:2 with lines, \
'data/7007855.tsv' using 1:2 with lines, \
'data/7007856.tsv' using 1:2 with lines, \
'data/7007857.tsv' using 1:2 with lines, \
'data/7007858.tsv' using 1:2 with lines, \
'data/7007859.tsv' using 1:2 with lines, \
'data/7007860.tsv' using 1:2 with lines, \
'data/7007861.tsv' using 1:2 with lines, \
'data/7007862.tsv' using 1:2 with lines, \
'data/7007863.tsv' using 1:2 with lines, \
'data/7007864.tsv' using 1:2 with lines, \
'data/7007865.tsv' using 1:2 with lines, \
'data/7007866.tsv' using 1:2 with lines, \
'data/7007867.tsv' using 1:2 with lines, \
'data/7007868.tsv' using 1:2 with lines, \
'data/7007869.tsv' using 1:2 with lines, \
'data/7007870.tsv' using 1:2 with lines, \
'data/7007871.tsv' using 1:2 with lines, \
'data/7007872.tsv' using 1:2 with lines, \
'data/7007873.tsv' using 1:2 with lines, \
'data/7007874.tsv' using 1:2 with lines, \
'data/7007875.tsv' using 1:2 with lines, \
'data/7007876.tsv' using 1:2 with lines, \
'data/7007877.tsv' using 1:2 with lines, \
'data/7007878.tsv' using 1:2 with lines, \
'data/7007879.tsv' using 1:2 with lines, \
'data/7007880.tsv' using 1:2 with lines, \
'data/7007881.tsv' using 1:2 with lines, \
'data/7007882.tsv' using 1:2 with lines, \
'data/7007883.tsv' using 1:2 with lines, \
'data/7007884.tsv' using 1:2 with lines, \
'data/7007885.tsv' using 1:2 with lines, \
'data/7007886.tsv' using 1:2 with lines, \
'data/7007887.tsv' using 1:2 with lines, \
'data/7007888.tsv' using 1:2 with lines, \
'data/7007889.tsv' using 1:2 with lines, \
'data/7007890.tsv' using 1:2 with lines, \
'data/7007891.tsv' using 1:2 with lines, \
'data/7007892.tsv' using 1:2 with lines, \
'data/7007893.tsv' using 1:2 with lines, \
'data/7007894.tsv' using 1:2 with lines, \
'data/7007895.tsv' using 1:2 with lines, \
'data/7007896.tsv' using 1:2 with lines, \
'data/7007897.tsv' using 1:2 with lines, \
'data/7007898.tsv' using 1:2 with lines, \
'data/7007899.tsv' using 1:2 with lines, \
'data/7007900.tsv' using 1:2 with lines, \
'data/7007901.tsv' using 1:2 with lines, \
'data/7007902.tsv' using 1:2 with lines, \
'data/7007903.tsv' using 1:2 with lines, \
'data/7007904.tsv' using 1:2 with lines, \
'data/7007905.tsv' using 1:2 with lines, \
'data/7007906.tsv' using 1:2 with lines, \
'data/7007907.tsv' using 1:2 with lines, \
'data/7007908.tsv' using 1:2 with lines, \
'data/7007909.tsv' using 1:2 with lines, \
'data/7007910.tsv' using 1:2 with lines, \
'data/7007911.tsv' using 1:2 with lines, \
'data/7007912.tsv' using 1:2 with lines, \
'data/7007913.tsv' using 1:2 with lines, \
'data/7007914.tsv' using 1:2 with lines, \
'data/7007915.tsv' using 1:2 with lines, \
'data/7007916.tsv' using 1:2 with lines, \
'data/7007917.tsv' using 1:2 with lines, \
'data/7007918.tsv' using 1:2 with lines, \
'data/7007919.tsv' using 1:2 with lines, \
'data/7007920.tsv' using 1:2 with lines, \
'data/7007921.tsv' using 1:2 with lines, \
'data/7007922.tsv' using 1:2 with lines, \
'data/7007923.tsv' using 1:2 with lines, \
'data/7007924.tsv' using 1:2 with lines, \
'data/7007925.tsv' using 1:2 with lines, \
'data/7007926.tsv' using 1:2 with lines, \
'data/7007927.tsv' using 1:2 with lines, \
'data/7007928.tsv' using 1:2 with lines, \
'data/7007929.tsv' using 1:2 with lines, \
'data/7007930.tsv' using 1:2 with lines, \
'data/7007931.tsv' using 1:2 with lines, \
'data/7007932.tsv' using 1:2 with lines, \
'data/7007933.tsv' using 1:2 with lines, \
'data/7007934.tsv' using 1:2 with lines, \
'data/7007935.tsv' using 1:2 with lines, \
'data/7007936.tsv' using 1:2 with lines, \
'data/7007937.tsv' using 1:2 with lines, \
'data/7007938.tsv' using 1:2 with lines, \
'data/7007939.tsv' using 1:2 with lines, \
'data/7007940.tsv' using 1:2 with lines, \
'data/7007941.tsv' using 1:2 with lines, \
'data/7007942.tsv' using 1:2 with lines, \
'data/7007943.tsv' using 1:2 with lines, \
'data/7007944.tsv' using 1:2 with lines, \
'data/7007945.tsv' using 1:2 with lines, \
'data/7007946.tsv' using 1:2 with lines, \
'data/7007947.tsv' using 1:2 with lines, \
'data/7007948.tsv' using 1:2 with lines, \
'data/7007949.tsv' using 1:2 with lines, \
'data/7007950.tsv' using 1:2 with lines, \
'data/7007951.tsv' using 1:2 with lines, \
'data/7007952.tsv' using 1:2 with lines, \
'data/7007953.tsv' using 1:2 with lines, \
'data/7007954.tsv' using 1:2 with lines, \
'data/7007955.tsv' using 1:2 with lines, \
'data/7007956.tsv' using 1:2 with lines, \
'data/7007957.tsv' using 1:2 with lines, \
'data/7007958.tsv' using 1:2 with lines, \
'data/7007959.tsv' using 1:2 with lines, \
'data/7007960.tsv' using 1:2 with lines, \
'data/7007961.tsv' using 1:2 with lines, \
'data/7007962.tsv' using 1:2 with lines, \
'data/7007963.tsv' using 1:2 with lines, \
'data/7007964.tsv' using 1:2 with lines, \
'data/7007965.tsv' using 1:2 with lines, \
'data/7007966.tsv' using 1:2 with lines, \
'data/7007967.tsv' using 1:2 with lines, \
'data/7007968.tsv' using 1:2 with lines, \
'data/7007969.tsv' using 1:2 with lines, \
'data/7007970.tsv' using 1:2 with lines, \
'data/7007971.tsv' using 1:2 with lines, \
'data/7007972.tsv' using 1:2 with lines, \
'data/7007973.tsv' using 1:2 with lines, \
'data/7007974.tsv' using 1:2 with lines, \
'data/7007975.tsv' using 1:2 with lines, \
'data/7007976.tsv' using 1:2 with lines, \
'data/7007977.tsv' using 1:2 with lines, \
'data/7007978.tsv' using 1:2 with lines, \
'data/7007979.tsv' using 1:2 with lines, \
'data/7007980.tsv' using 1:2 with lines, \
'data/7007981.tsv' using 1:2 with lines, \
'data/7007982.tsv' using 1:2 with lines, \
'data/7007983.tsv' using 1:2 with lines, \
'data/7007984.tsv' using 1:2 with lines, \
'data/7007985.tsv' using 1:2 with lines, \
'data/7007986.tsv' using 1:2 with lines, \
'data/7007987.tsv' using 1:2 with lines, \
'data/7007988.tsv' using 1:2 with lines, \
'data/7007989.tsv' using 1:2 with lines, \
'data/7007990.tsv' using 1:2 with lines, \
'data/7007991.tsv' using 1:2 with lines, \
'data/7007992.tsv' using 1:2 with lines, \
'data/7007993.tsv' using 1:2 with lines, \
'data/7007994.tsv' using 1:2 with lines, \
'data/7007995.tsv' using 1:2 with lines, \
'data/7007996.tsv' using 1:2 with lines, \
'data/7007997.tsv' using 1:2 with lines, \
'data/7007998.tsv' using 1:2 with lines, \
'data/7007999.tsv' using 1:2 with lines, \
'data/7008000.tsv' using 1:2 with lines, \
'data/7008001.tsv' using 1:2 with lines, \
'data/7008002.tsv' using 1:2 with lines, \
'data/7008003.tsv' using 1:2 with lines, \
'data/7008004.tsv' using 1:2 with lines, \
'data/7008005.tsv' using 1:2 with lines, \
'data/7008006.tsv' using 1:2 with lines, \
'data/7008007.tsv' using 1:2 with lines, \
'data/7008008.tsv' using 1:2 with lines, \
'data/7008009.tsv' using 1:2 with lines, \
'data/7008010.tsv' using 1:2 with lines, \
'data/7008011.tsv' using 1:2 with lines, \
'data/7008012.tsv' using 1:2 with lines, \
'data/7008013.tsv' using 1:2 with lines, \
'data/7008014.tsv' using 1:2 with lines, \
'data/7008015.tsv' using 1:2 with lines, \
'data/7008016.tsv' using 1:2 with lines, \
'data/7008017.tsv' using 1:2 with lines, \
'data/7008018.tsv' using 1:2 with lines, \
'data/7008019.tsv' using 1:2 with lines, \
'data/7008020.tsv' using 1:2 with lines, \
'data/7008021.tsv' using 1:2 with lines, \
'data/7008022.tsv' using 1:2 with lines, \
'data/7008023.tsv' using 1:2 with lines, \
'data/7008024.tsv' using 1:2 with lines, \
'data/7008025.tsv' using 1:2 with lines, \
'data/7008026.tsv' using 1:2 with lines, \
'data/7008027.tsv' using 1:2 with lines, \
'data/7008028.tsv' using 1:2 with lines, \
'data/7008029.tsv' using 1:2 with lines, \
'data/7008030.tsv' using 1:2 with lines, \
'data/7008031.tsv' using 1:2 with lines, \
'data/7008032.tsv' using 1:2 with lines, \
'data/7008033.tsv' using 1:2 with lines, \
'data/7008034.tsv' using 1:2 with lines, \
'data/7008035.tsv' using 1:2 with lines, \
'data/7008036.tsv' using 1:2 with lines, \
'data/7008037.tsv' using 1:2 with lines, \
'data/7008038.tsv' using 1:2 with lines, \
'data/7008039.tsv' using 1:2 with lines, \
'data/7008040.tsv' using 1:2 with lines, \
'data/7008041.tsv' using 1:2 with lines, \
'data/7008042.tsv' using 1:2 with lines, \
'data/7008043.tsv' using 1:2 with lines, \
'data/7008044.tsv' using 1:2 with lines, \
'data/7008045.tsv' using 1:2 with lines, \
'data/7008046.tsv' using 1:2 with lines, \
'data/7008047.tsv' using 1:2 with lines, \
'data/7008048.tsv' using 1:2 with lines, \
'data/7008049.tsv' using 1:2 with lines, \
'data/7008050.tsv' using 1:2 with lines, \
'data/7008051.tsv' using 1:2 with lines, \
'data/7008052.tsv' using 1:2 with lines, \
'data/7008053.tsv' using 1:2 with lines, \
'data/7008054.tsv' using 1:2 with lines, \
'data/7008055.tsv' using 1:2 with lines, \
'data/7008056.tsv' using 1:2 with lines, \
'data/7008057.tsv' using 1:2 with lines, \
'data/7008058.tsv' using 1:2 with lines, \
'data/7008059.tsv' using 1:2 with lines, \
'data/7008060.tsv' using 1:2 with lines, \
'data/7008061.tsv' using 1:2 with lines, \
'data/7008062.tsv' using 1:2 with lines, \
'data/7008063.tsv' using 1:2 with lines, \
'data/7008064.tsv' using 1:2 with lines, \
'data/7008065.tsv' using 1:2 with lines, \
'data/7008066.tsv' using 1:2 with lines, \
'data/7008067.tsv' using 1:2 with lines, \
'data/7008068.tsv' using 1:2 with lines, \
'data/7008069.tsv' using 1:2 with lines, \
'data/7008070.tsv' using 1:2 with lines, \
'data/7008071.tsv' using 1:2 with lines, \
'data/7008072.tsv' using 1:2 with lines, \
'data/7008073.tsv' using 1:2 with lines, \
'data/7008074.tsv' using 1:2 with lines, \
'data/7008075.tsv' using 1:2 with lines, \
'data/7008076.tsv' using 1:2 with lines, \
'data/7008077.tsv' using 1:2 with lines, \
'data/7008078.tsv' using 1:2 with lines, \
'data/7008079.tsv' using 1:2 with lines, \
'data/7008080.tsv' using 1:2 with lines, \
'data/7008081.tsv' using 1:2 with lines, \
'data/7008082.tsv' using 1:2 with lines, \
'data/7008083.tsv' using 1:2 with lines, \
'data/7008084.tsv' using 1:2 with lines, \
'data/7008085.tsv' using 1:2 with lines, \
'data/7008086.tsv' using 1:2 with lines, \
'data/7008087.tsv' using 1:2 with lines, \
'data/7008088.tsv' using 1:2 with lines, \
'data/7008089.tsv' using 1:2 with lines, \
'data/7008090.tsv' using 1:2 with lines, \
'data/7008091.tsv' using 1:2 with lines, \
'data/7008092.tsv' using 1:2 with lines, \
'data/7008093.tsv' using 1:2 with lines, \
'data/7008094.tsv' using 1:2 with lines, \
'data/7008095.tsv' using 1:2 with lines, \
'data/7008096.tsv' using 1:2 with lines, \
'data/7008097.tsv' using 1:2 with lines, \
'data/7008098.tsv' using 1:2 with lines, \
'data/7008099.tsv' using 1:2 with lines, \
'data/7008100.tsv' using 1:2 with lines, \
'data/7008101.tsv' using 1:2 with lines, \
'data/7008102.tsv' using 1:2 with lines, \
'data/7008103.tsv' using 1:2 with lines, \
'data/7008104.tsv' using 1:2 with lines, \
'data/7008105.tsv' using 1:2 with lines, \
'data/7008106.tsv' using 1:2 with lines, \
'data/7008107.tsv' using 1:2 with lines, \
'data/7008108.tsv' using 1:2 with lines, \
'data/7008109.tsv' using 1:2 with lines, \
'data/7008110.tsv' using 1:2 with lines, \
'data/7008111.tsv' using 1:2 with lines, \
'data/7008112.tsv' using 1:2 with lines, \
'data/7008113.tsv' using 1:2 with lines, \
'data/7008114.tsv' using 1:2 with lines, \
'data/7008115.tsv' using 1:2 with lines, \
'data/7008116.tsv' using 1:2 with lines, \
'data/7008117.tsv' using 1:2 with lines, \
'data/7008118.tsv' using 1:2 with lines, \
'data/7008119.tsv' using 1:2 with lines, \
'data/7008120.tsv' using 1:2 with lines, \
'data/7008121.tsv' using 1:2 with lines, \
'data/7008122.tsv' using 1:2 with lines, \
'data/7008123.tsv' using 1:2 with lines, \
'data/7008124.tsv' using 1:2 with lines, \
'data/7008125.tsv' using 1:2 with lines, \
'data/7008126.tsv' using 1:2 with lines, \
'data/7008127.tsv' using 1:2 with lines, \
'data/7008128.tsv' using 1:2 with lines, \
'data/7008129.tsv' using 1:2 with lines, \
'data/7008130.tsv' using 1:2 with lines, \
'data/7008131.tsv' using 1:2 with lines, \
'data/7008132.tsv' using 1:2 with lines, \
'data/7008133.tsv' using 1:2 with lines, \
'data/7008134.tsv' using 1:2 with lines, \
'data/7008135.tsv' using 1:2 with lines, \
'data/7008136.tsv' using 1:2 with lines, \
'data/7008137.tsv' using 1:2 with lines, \
'data/7008138.tsv' using 1:2 with lines, \
'data/7008139.tsv' using 1:2 with lines, \
'data/7008140.tsv' using 1:2 with lines, \
'data/7008141.tsv' using 1:2 with lines, \
'data/7008142.tsv' using 1:2 with lines, \
'data/7008143.tsv' using 1:2 with lines, \
'data/7008144.tsv' using 1:2 with lines, \
'data/7008145.tsv' using 1:2 with lines, \
'data/7008146.tsv' using 1:2 with lines, \
'data/7008147.tsv' using 1:2 with lines, \
'data/7008148.tsv' using 1:2 with lines, \
'data/7008149.tsv' using 1:2 with lines, \
'data/7008150.tsv' using 1:2 with lines, \
'data/7008151.tsv' using 1:2 with lines, \
'data/7008152.tsv' using 1:2 with lines, \
'data/7008153.tsv' using 1:2 with lines, \
'data/7008154.tsv' using 1:2 with lines, \
'data/7008155.tsv' using 1:2 with lines, \
'data/7008156.tsv' using 1:2 with lines, \
'data/7008157.tsv' using 1:2 with lines, \
'data/7008158.tsv' using 1:2 with lines, \
'data/7008159.tsv' using 1:2 with lines, \
'data/7008160.tsv' using 1:2 with lines, \
'data/7008161.tsv' using 1:2 with lines, \
'data/7008162.tsv' using 1:2 with lines, \
'data/7008163.tsv' using 1:2 with lines, \
'data/7008164.tsv' using 1:2 with lines, \
'data/7008165.tsv' using 1:2 with lines, \
'data/7008166.tsv' using 1:2 with lines, \
'data/7008167.tsv' using 1:2 with lines, \
'data/7008168.tsv' using 1:2 with lines, \
'data/7008169.tsv' using 1:2 with lines, \
'data/7008170.tsv' using 1:2 with lines, \
'data/7008171.tsv' using 1:2 with lines, \
'data/7008172.tsv' using 1:2 with lines, \
'data/7008173.tsv' using 1:2 with lines, \
'data/7008174.tsv' using 1:2 with lines, \
'data/7008175.tsv' using 1:2 with lines, \
'data/7008176.tsv' using 1:2 with lines, \
'data/7008177.tsv' using 1:2 with lines, \
'data/7008178.tsv' using 1:2 with lines, \
'data/7008179.tsv' using 1:2 with lines, \
'data/7008180.tsv' using 1:2 with lines, \
'data/7008181.tsv' using 1:2 with lines, \
'data/7008182.tsv' using 1:2 with lines, \
'data/7008183.tsv' using 1:2 with lines, \
'data/7008184.tsv' using 1:2 with lines, \
'data/7008185.tsv' using 1:2 with lines, \
'data/7008186.tsv' using 1:2 with lines, \
'data/7008187.tsv' using 1:2 with lines, \
'data/7008188.tsv' using 1:2 with lines, \
'data/7008189.tsv' using 1:2 with lines, \
'data/7008190.tsv' using 1:2 with lines, \
'data/7008191.tsv' using 1:2 with lines, \
'data/7008192.tsv' using 1:2 with lines, \
'data/7008193.tsv' using 1:2 with lines, \
'data/7008194.tsv' using 1:2 with lines, \
'data/7008195.tsv' using 1:2 with lines, \
'data/7008196.tsv' using 1:2 with lines, \
'data/7008197.tsv' using 1:2 with lines, \
'data/7008198.tsv' using 1:2 with lines, \
'data/7008199.tsv' using 1:2 with lines, \
'data/7008200.tsv' using 1:2 with lines, \
'data/7008201.tsv' using 1:2 with lines, \
'data/7008202.tsv' using 1:2 with lines, \
'data/7008203.tsv' using 1:2 with lines, \
'data/7008204.tsv' using 1:2 with lines, \
'data/7008205.tsv' using 1:2 with lines, \
'data/7008206.tsv' using 1:2 with lines, \
'data/7008207.tsv' using 1:2 with lines, \
'data/7008208.tsv' using 1:2 with lines, \
'data/7008209.tsv' using 1:2 with lines, \
'data/7008210.tsv' using 1:2 with lines, \
'data/7008211.tsv' using 1:2 with lines, \
'data/7008212.tsv' using 1:2 with lines, \
'data/7008213.tsv' using 1:2 with lines, \
'data/7008214.tsv' using 1:2 with lines, \
'data/7008215.tsv' using 1:2 with lines, \
'data/7008216.tsv' using 1:2 with lines, \
'data/7008217.tsv' using 1:2 with lines, \
'data/7008218.tsv' using 1:2 with lines, \
'data/7008219.tsv' using 1:2 with lines, \
'data/7008220.tsv' using 1:2 with lines, \
'data/7008221.tsv' using 1:2 with lines, \
'data/7008222.tsv' using 1:2 with lines, \
'data/7008223.tsv' using 1:2 with lines, \
'data/7008224.tsv' using 1:2 with lines, \
'data/7008225.tsv' using 1:2 with lines, \
'data/7008226.tsv' using 1:2 with lines, \
'data/7008227.tsv' using 1:2 with lines, \
'data/7008228.tsv' using 1:2 with lines, \
'data/7008229.tsv' using 1:2 with lines, \
'data/7008230.tsv' using 1:2 with lines, \
'data/7008231.tsv' using 1:2 with lines, \
'data/7008232.tsv' using 1:2 with lines, \
'data/7008233.tsv' using 1:2 with lines, \
'data/7008234.tsv' using 1:2 with lines, \
'data/7008235.tsv' using 1:2 with lines, \
'data/7008236.tsv' using 1:2 with lines, \
'data/7008237.tsv' using 1:2 with lines, \
'data/7008238.tsv' using 1:2 with lines, \
'data/7008239.tsv' using 1:2 with lines, \
'data/7008240.tsv' using 1:2 with lines, \
'data/7008241.tsv' using 1:2 with lines, \
'data/7008242.tsv' using 1:2 with lines, \
'data/7008243.tsv' using 1:2 with lines, \
'data/7008244.tsv' using 1:2 with lines, \
'data/7008245.tsv' using 1:2 with lines, \
'data/7008246.tsv' using 1:2 with lines, \
'data/7008247.tsv' using 1:2 with lines, \
'data/7008248.tsv' using 1:2 with lines, \
'data/7008249.tsv' using 1:2 with lines, \
'data/7008250.tsv' using 1:2 with lines, \
'data/7008251.tsv' using 1:2 with lines, \
'data/7008252.tsv' using 1:2 with lines, \
'data/7008253.tsv' using 1:2 with lines, \
'data/7008254.tsv' using 1:2 with lines, \
'data/7008255.tsv' using 1:2 with lines, \
'data/7008256.tsv' using 1:2 with lines, \
'data/7008257.tsv' using 1:2 with lines, \
'data/7008258.tsv' using 1:2 with lines, \
'data/7008259.tsv' using 1:2 with lines, \
'data/7008260.tsv' using 1:2 with lines, \
'data/7008261.tsv' using 1:2 with lines, \
'data/7008262.tsv' using 1:2 with lines, \
'data/7008263.tsv' using 1:2 with lines, \
'data/7008264.tsv' using 1:2 with lines, \
'data/7008265.tsv' using 1:2 with lines, \
'data/7008266.tsv' using 1:2 with lines, \
'data/7008267.tsv' using 1:2 with lines, \
'data/7008268.tsv' using 1:2 with lines, \
'data/7008269.tsv' using 1:2 with lines, \
'data/7008270.tsv' using 1:2 with lines, \
'data/7008271.tsv' using 1:2 with lines, \
'data/7008272.tsv' using 1:2 with lines, \
'data/7008273.tsv' using 1:2 with lines, \
'data/7008274.tsv' using 1:2 with lines, \
'data/7008275.tsv' using 1:2 with lines, \
'data/7008276.tsv' using 1:2 with lines, \
'data/7008277.tsv' using 1:2 with lines, \
'data/7008278.tsv' using 1:2 with lines, \
'data/7008279.tsv' using 1:2 with lines, \
'data/7008280.tsv' using 1:2 with lines, \
'data/7008281.tsv' using 1:2 with lines, \
'data/7008282.tsv' using 1:2 with lines, \
'data/7008283.tsv' using 1:2 with lines, \
'data/7008284.tsv' using 1:2 with lines, \
'data/7008285.tsv' using 1:2 with lines, \
'data/7008286.tsv' using 1:2 with lines, \
'data/7008287.tsv' using 1:2 with lines, \
'data/7008288.tsv' using 1:2 with lines, \
'data/7008289.tsv' using 1:2 with lines, \
'data/7008290.tsv' using 1:2 with lines, \
'data/7008291.tsv' using 1:2 with lines, \
'data/7008292.tsv' using 1:2 with lines, \
'data/7008293.tsv' using 1:2 with lines, \
'data/7008294.tsv' using 1:2 with lines, \
'data/7008295.tsv' using 1:2 with lines, \
'data/7008296.tsv' using 1:2 with lines, \
'data/7008297.tsv' using 1:2 with lines, \
'data/7008298.tsv' using 1:2 with lines, \
'data/7008299.tsv' using 1:2 with lines, \
'data/7008300.tsv' using 1:2 with lines, \
'data/7008301.tsv' using 1:2 with lines, \
'data/7008302.tsv' using 1:2 with lines, \
'data/7008303.tsv' using 1:2 with lines, \
'data/7008304.tsv' using 1:2 with lines, \
'data/7008305.tsv' using 1:2 with lines, \
'data/7008306.tsv' using 1:2 with lines, \
'data/7008307.tsv' using 1:2 with lines, \
'data/7008308.tsv' using 1:2 with lines, \
'data/7008309.tsv' using 1:2 with lines, \
'data/7008310.tsv' using 1:2 with lines, \
'data/7008311.tsv' using 1:2 with lines, \
'data/7008312.tsv' using 1:2 with lines, \
'data/7008313.tsv' using 1:2 with lines, \
'data/7008314.tsv' using 1:2 with lines, \
'data/7008315.tsv' using 1:2 with lines, \
'data/7008316.tsv' using 1:2 with lines, \
'data/7008317.tsv' using 1:2 with lines, \
'data/7008318.tsv' using 1:2 with lines, \
'data/7008319.tsv' using 1:2 with lines, \
'data/7008320.tsv' using 1:2 with lines, \
'data/7008321.tsv' using 1:2 with lines, \
'data/7008322.tsv' using 1:2 with lines, \
'data/7008323.tsv' using 1:2 with lines, \
'data/7008324.tsv' using 1:2 with lines, \
'data/7008325.tsv' using 1:2 with lines, \
'data/7008326.tsv' using 1:2 with lines, \
'data/7008327.tsv' using 1:2 with lines, \
'data/7008328.tsv' using 1:2 with lines, \
'data/7008329.tsv' using 1:2 with lines, \
'data/7008330.tsv' using 1:2 with lines, \
'data/7008331.tsv' using 1:2 with lines, \
'data/7008332.tsv' using 1:2 with lines, \
'data/7008333.tsv' using 1:2 with lines, \
'data/7008334.tsv' using 1:2 with lines, \
'data/7008335.tsv' using 1:2 with lines, \
'data/7008336.tsv' using 1:2 with lines, \
'data/7008337.tsv' using 1:2 with lines, \
'data/7008338.tsv' using 1:2 with lines, \
'data/7008339.tsv' using 1:2 with lines, \
'data/7008340.tsv' using 1:2 with lines, \
'data/7008341.tsv' using 1:2 with lines, \
'data/7008342.tsv' using 1:2 with lines, \
'data/7008343.tsv' using 1:2 with lines, \
'data/7008344.tsv' using 1:2 with lines, \
'data/7008345.tsv' using 1:2 with lines, \
'data/7008346.tsv' using 1:2 with lines, \
'data/7008347.tsv' using 1:2 with lines, \
'data/7008348.tsv' using 1:2 with lines, \
'data/7008349.tsv' using 1:2 with lines, \
'data/7008350.tsv' using 1:2 with lines, \
'data/7008351.tsv' using 1:2 with lines, \
'data/7008352.tsv' using 1:2 with lines, \
'data/7008353.tsv' using 1:2 with lines, \
'data/7008354.tsv' using 1:2 with lines, \
'data/7008355.tsv' using 1:2 with lines, \
'data/7008356.tsv' using 1:2 with lines, \
'data/7008357.tsv' using 1:2 with lines, \
'data/7008358.tsv' using 1:2 with lines, \
'data/7008359.tsv' using 1:2 with lines, \
'data/7008360.tsv' using 1:2 with lines, \
'data/7008361.tsv' using 1:2 with lines, \
'data/7008362.tsv' using 1:2 with lines, \
'data/7008363.tsv' using 1:2 with lines, \
'data/7008364.tsv' using 1:2 with lines, \
'data/7008365.tsv' using 1:2 with lines, \
'data/7008366.tsv' using 1:2 with lines, \
'data/7008367.tsv' using 1:2 with lines, \
'data/7008368.tsv' using 1:2 with lines, \
'data/7008369.tsv' using 1:2 with lines, \
'data/7008370.tsv' using 1:2 with lines, \
'data/7008371.tsv' using 1:2 with lines, \
'data/7008372.tsv' using 1:2 with lines, \
'data/7008373.tsv' using 1:2 with lines, \
'data/7008374.tsv' using 1:2 with lines, \
'data/7008375.tsv' using 1:2 with lines, \
'data/7008376.tsv' using 1:2 with lines, \
'data/7008377.tsv' using 1:2 with lines, \
'data/7008378.tsv' using 1:2 with lines, \
'data/7008379.tsv' using 1:2 with lines, \
'data/7008380.tsv' using 1:2 with lines, \
'data/7008381.tsv' using 1:2 with lines, \
'data/7008382.tsv' using 1:2 with lines, \
'data/7008383.tsv' using 1:2 with lines, \
'data/7008384.tsv' using 1:2 with lines, \
'data/7008385.tsv' using 1:2 with lines, \
'data/7008386.tsv' using 1:2 with lines, \
'data/7008387.tsv' using 1:2 with lines, \
'data/7008388.tsv' using 1:2 with lines, \
'data/7008389.tsv' using 1:2 with lines, \
'data/7008390.tsv' using 1:2 with lines, \
'data/7008391.tsv' using 1:2 with lines, \
'data/7008392.tsv' using 1:2 with lines, \
'data/7008393.tsv' using 1:2 with lines, \
'data/7008394.tsv' using 1:2 with lines, \
'data/7008395.tsv' using 1:2 with lines, \
'data/7008396.tsv' using 1:2 with lines, \
'data/7008397.tsv' using 1:2 with lines, \
'data/7008398.tsv' using 1:2 with lines, \
'data/7008399.tsv' using 1:2 with lines, \
'data/7008400.tsv' using 1:2 with lines, \
'data/7008401.tsv' using 1:2 with lines, \
'data/7008402.tsv' using 1:2 with lines, \
'data/7008403.tsv' using 1:2 with lines, \
'data/7008404.tsv' using 1:2 with lines, \
'data/7008405.tsv' using 1:2 with lines, \
'data/7008406.tsv' using 1:2 with lines, \
'data/7008407.tsv' using 1:2 with lines, \
'data/7008408.tsv' using 1:2 with lines, \
'data/7008409.tsv' using 1:2 with lines, \
'data/7008410.tsv' using 1:2 with lines, \
'data/7008411.tsv' using 1:2 with lines, \
'data/7008412.tsv' using 1:2 with lines, \
'data/7008413.tsv' using 1:2 with lines, \
'data/7008414.tsv' using 1:2 with lines, \
'data/7008415.tsv' using 1:2 with lines, \
'data/7008416.tsv' using 1:2 with lines, \
'data/7008417.tsv' using 1:2 with lines, \
'data/7008418.tsv' using 1:2 with lines, \
'data/7008419.tsv' using 1:2 with lines, \
'data/7008420.tsv' using 1:2 with lines, \
'data/7008421.tsv' using 1:2 with lines, \
'data/7008422.tsv' using 1:2 with lines, \
'data/7008423.tsv' using 1:2 with lines, \
'data/7008424.tsv' using 1:2 with lines, \
'data/7008425.tsv' using 1:2 with lines, \
'data/7008426.tsv' using 1:2 with lines, \
'data/7008427.tsv' using 1:2 with lines, \
'data/7008428.tsv' using 1:2 with lines, \
'data/7008429.tsv' using 1:2 with lines, \
'data/7008430.tsv' using 1:2 with lines, \
'data/7008431.tsv' using 1:2 with lines, \
'data/7008432.tsv' using 1:2 with lines, \
'data/7008433.tsv' using 1:2 with lines, \
'data/7008434.tsv' using 1:2 with lines, \
'data/7008435.tsv' using 1:2 with lines, \
'data/7008436.tsv' using 1:2 with lines, \
'data/7008437.tsv' using 1:2 with lines, \
'data/7008438.tsv' using 1:2 with lines, \
'data/7008439.tsv' using 1:2 with lines, \
'data/7008440.tsv' using 1:2 with lines, \
'data/7008441.tsv' using 1:2 with lines, \
'data/7008442.tsv' using 1:2 with lines, \
'data/7008443.tsv' using 1:2 with lines, \
'data/7008444.tsv' using 1:2 with lines, \
'data/7008445.tsv' using 1:2 with lines, \
'data/7008446.tsv' using 1:2 with lines, \
'data/7008447.tsv' using 1:2 with lines, \
'data/7008448.tsv' using 1:2 with lines, \
'data/7008449.tsv' using 1:2 with lines, \
'data/7008450.tsv' using 1:2 with lines, \
'data/7008451.tsv' using 1:2 with lines, \
'data/7008452.tsv' using 1:2 with lines, \
'data/7008453.tsv' using 1:2 with lines, \
'data/7008454.tsv' using 1:2 with lines, \
'data/7008455.tsv' using 1:2 with lines, \
'data/7008456.tsv' using 1:2 with lines, \
'data/7008457.tsv' using 1:2 with lines, \
'data/7008458.tsv' using 1:2 with lines, \
'data/7008459.tsv' using 1:2 with lines, \
'data/7008460.tsv' using 1:2 with lines, \
'data/7008461.tsv' using 1:2 with lines, \
'data/7008462.tsv' using 1:2 with lines, \
'data/7008463.tsv' using 1:2 with lines, \
'data/7008464.tsv' using 1:2 with lines, \
'data/7008465.tsv' using 1:2 with lines, \
'data/7008466.tsv' using 1:2 with lines, \
'data/7008467.tsv' using 1:2 with lines, \
'data/7008468.tsv' using 1:2 with lines, \
'data/7008469.tsv' using 1:2 with lines, \
'data/7008470.tsv' using 1:2 with lines, \
'data/7008471.tsv' using 1:2 with lines, \
'data/7008472.tsv' using 1:2 with lines, \
'data/7008473.tsv' using 1:2 with lines, \
'data/7008474.tsv' using 1:2 with lines, \
'data/7008475.tsv' using 1:2 with lines, \
'data/7008476.tsv' using 1:2 with lines, \
'data/7008477.tsv' using 1:2 with lines, \
'data/7008478.tsv' using 1:2 with lines, \
'data/7008479.tsv' using 1:2 with lines, \
'data/7008480.tsv' using 1:2 with lines, \
'data/7008481.tsv' using 1:2 with lines, \
'data/7008482.tsv' using 1:2 with lines, \
'data/7008483.tsv' using 1:2 with lines, \
'data/7008484.tsv' using 1:2 with lines, \
'data/7008485.tsv' using 1:2 with lines, \
'data/7008486.tsv' using 1:2 with lines, \
'data/7008487.tsv' using 1:2 with lines, \
'data/7008488.tsv' using 1:2 with lines, \
'data/7008489.tsv' using 1:2 with lines, \
'data/7008490.tsv' using 1:2 with lines, \
'data/7008491.tsv' using 1:2 with lines, \
'data/7008492.tsv' using 1:2 with lines, \
'data/7008493.tsv' using 1:2 with lines, \
'data/7008494.tsv' using 1:2 with lines, \
'data/7008495.tsv' using 1:2 with lines, \
'data/7008496.tsv' using 1:2 with lines, \
'data/7008497.tsv' using 1:2 with lines, \
'data/7008498.tsv' using 1:2 with lines, \
'data/7008499.tsv' using 1:2 with lines, \
'data/7008500.tsv' using 1:2 with lines, \
'data/7008501.tsv' using 1:2 with lines, \
'data/7008502.tsv' using 1:2 with lines, \
'data/7008503.tsv' using 1:2 with lines, \
'data/7008504.tsv' using 1:2 with lines, \
'data/7008505.tsv' using 1:2 with lines, \
'data/7008506.tsv' using 1:2 with lines, \
'data/7008507.tsv' using 1:2 with lines, \
'data/7008508.tsv' using 1:2 with lines, \
'data/7008509.tsv' using 1:2 with lines, \
'data/7008510.tsv' using 1:2 with lines, \
'data/7008511.tsv' using 1:2 with lines, \
'data/7008512.tsv' using 1:2 with lines, \
'data/7008513.tsv' using 1:2 with lines, \
'data/7008514.tsv' using 1:2 with lines, \
'data/7008515.tsv' using 1:2 with lines, \
'data/7008516.tsv' using 1:2 with lines, \
'data/7008517.tsv' using 1:2 with lines, \
'data/7008518.tsv' using 1:2 with lines, \
'data/7008519.tsv' using 1:2 with lines, \
'data/7008520.tsv' using 1:2 with lines, \
'data/7008521.tsv' using 1:2 with lines, \
'data/7008522.tsv' using 1:2 with lines, \
'data/7008523.tsv' using 1:2 with lines, \
'data/7008524.tsv' using 1:2 with lines, \
'data/7008525.tsv' using 1:2 with lines, \
'data/7008526.tsv' using 1:2 with lines, \
'data/7008527.tsv' using 1:2 with lines, \
'data/7008528.tsv' using 1:2 with lines, \
'data/7008529.tsv' using 1:2 with lines, \
'data/7008530.tsv' using 1:2 with lines, \
'data/7008531.tsv' using 1:2 with lines, \
'data/7008532.tsv' using 1:2 with lines, \
'data/7008533.tsv' using 1:2 with lines, \
'data/7008534.tsv' using 1:2 with lines, \
'data/7008535.tsv' using 1:2 with lines, \
'data/7008536.tsv' using 1:2 with lines, \
'data/7008537.tsv' using 1:2 with lines, \
'data/7008538.tsv' using 1:2 with lines, \
'data/7008539.tsv' using 1:2 with lines, \
'data/7008540.tsv' using 1:2 with lines, \
'data/7008541.tsv' using 1:2 with lines, \
'data/7008542.tsv' using 1:2 with lines, \
'data/7008543.tsv' using 1:2 with lines, \
'data/7008544.tsv' using 1:2 with lines, \
'data/7008545.tsv' using 1:2 with lines, \
'data/7008546.tsv' using 1:2 with lines, \
'data/7008547.tsv' using 1:2 with lines, \
'data/7008548.tsv' using 1:2 with lines, \
'data/7008549.tsv' using 1:2 with lines, \
'data/7008550.tsv' using 1:2 with lines, \
'data/7008551.tsv' using 1:2 with lines, \
'data/7008552.tsv' using 1:2 with lines, \
'data/7008553.tsv' using 1:2 with lines, \
'data/7008554.tsv' using 1:2 with lines, \
'data/7008555.tsv' using 1:2 with lines, \
'data/7008556.tsv' using 1:2 with lines, \
'data/7008557.tsv' using 1:2 with lines, \
'data/7008558.tsv' using 1:2 with lines, \
'data/7008559.tsv' using 1:2 with lines, \
'data/7008560.tsv' using 1:2 with lines, \
'data/7008561.tsv' using 1:2 with lines, \
'data/7008562.tsv' using 1:2 with lines, \
'data/7008563.tsv' using 1:2 with lines, \
'data/7008564.tsv' using 1:2 with lines, \
'data/7008565.tsv' using 1:2 with lines, \
'data/7008566.tsv' using 1:2 with lines, \
'data/7008567.tsv' using 1:2 with lines, \
'data/7008568.tsv' using 1:2 with lines, \
'data/7008569.tsv' using 1:2 with lines, \
'data/7008570.tsv' using 1:2 with lines, \
'data/7008571.tsv' using 1:2 with lines, \
'data/7008572.tsv' using 1:2 with lines, \
'data/7008573.tsv' using 1:2 with lines, \
'data/7008574.tsv' using 1:2 with lines, \
'data/7008575.tsv' using 1:2 with lines, \
'data/7008576.tsv' using 1:2 with lines, \
'data/7008577.tsv' using 1:2 with lines, \
'data/7008578.tsv' using 1:2 with lines, \
'data/7008579.tsv' using 1:2 with lines, \
'data/7008580.tsv' using 1:2 with lines, \
'data/7008581.tsv' using 1:2 with lines, \
'data/7008582.tsv' using 1:2 with lines, \
'data/7008583.tsv' using 1:2 with lines, \
'data/7008584.tsv' using 1:2 with lines, \
'data/7008585.tsv' using 1:2 with lines, \
'data/7008586.tsv' using 1:2 with lines, \
'data/7008587.tsv' using 1:2 with lines, \
'data/7008588.tsv' using 1:2 with lines, \
'data/7008589.tsv' using 1:2 with lines, \
'data/7008590.tsv' using 1:2 with lines, \
'data/7008591.tsv' using 1:2 with lines, \
'data/7008592.tsv' using 1:2 with lines, \
'data/7008593.tsv' using 1:2 with lines, \
'data/7008594.tsv' using 1:2 with lines, \
'data/7008595.tsv' using 1:2 with lines, \
'data/7008596.tsv' using 1:2 with lines, \
'data/7008597.tsv' using 1:2 with lines, \
'data/7008598.tsv' using 1:2 with lines, \
'data/7008599.tsv' using 1:2 with lines, \
'data/7008600.tsv' using 1:2 with lines, \
'data/7008601.tsv' using 1:2 with lines, \
'data/7008602.tsv' using 1:2 with lines, \
'data/7008603.tsv' using 1:2 with lines, \
'data/7008604.tsv' using 1:2 with lines, \
'data/7008605.tsv' using 1:2 with lines, \
'data/7008606.tsv' using 1:2 with lines, \
'data/7008607.tsv' using 1:2 with lines, \
'data/7008608.tsv' using 1:2 with lines, \
'data/7008609.tsv' using 1:2 with lines, \
'data/7008610.tsv' using 1:2 with lines, \
'data/7008611.tsv' using 1:2 with lines, \
'data/7008612.tsv' using 1:2 with lines, \
'data/7008613.tsv' using 1:2 with lines, \
'data/7008614.tsv' using 1:2 with lines, \
'data/7008615.tsv' using 1:2 with lines, \
'data/7008616.tsv' using 1:2 with lines, \
'data/7008617.tsv' using 1:2 with lines, \
'data/7008618.tsv' using 1:2 with lines, \
'data/7008619.tsv' using 1:2 with lines, \
'data/7008620.tsv' using 1:2 with lines, \
'data/7008621.tsv' using 1:2 with lines, \
'data/7008622.tsv' using 1:2 with lines, \
'data/7008623.tsv' using 1:2 with lines, \
'data/7008624.tsv' using 1:2 with lines, \
'data/7008625.tsv' using 1:2 with lines, \
'data/7008626.tsv' using 1:2 with lines, \
'data/7008627.tsv' using 1:2 with lines, \
'data/7008628.tsv' using 1:2 with lines, \
'data/7008629.tsv' using 1:2 with lines, \
'data/7008630.tsv' using 1:2 with lines, \
'data/7008631.tsv' using 1:2 with lines, \
'data/7008632.tsv' using 1:2 with lines, \
'data/7008633.tsv' using 1:2 with lines, \
'data/7008634.tsv' using 1:2 with lines, \
'data/7008635.tsv' using 1:2 with lines, \
'data/7008636.tsv' using 1:2 with lines, \
'data/7008637.tsv' using 1:2 with lines, \
'data/7008638.tsv' using 1:2 with lines, \
'data/7008639.tsv' using 1:2 with lines, \
'data/7008640.tsv' using 1:2 with lines, \
'data/7008641.tsv' using 1:2 with lines, \
'data/7008642.tsv' using 1:2 with lines, \
'data/7008643.tsv' using 1:2 with lines, \
'data/7008644.tsv' using 1:2 with lines, \
'data/7008645.tsv' using 1:2 with lines, \
'data/7008646.tsv' using 1:2 with lines, \
'data/7008647.tsv' using 1:2 with lines, \
'data/7008648.tsv' using 1:2 with lines, \
'data/7008649.tsv' using 1:2 with lines, \
'data/7008650.tsv' using 1:2 with lines, \
'data/7008651.tsv' using 1:2 with lines, \
'data/7008652.tsv' using 1:2 with lines, \
'data/7008653.tsv' using 1:2 with lines, \
'data/7008654.tsv' using 1:2 with lines, \
'data/7008655.tsv' using 1:2 with lines, \
'data/7008656.tsv' using 1:2 with lines, \
'data/7008657.tsv' using 1:2 with lines, \
'data/7008658.tsv' using 1:2 with lines, \
'data/7008659.tsv' using 1:2 with lines, \
'data/7008660.tsv' using 1:2 with lines, \
'data/7008661.tsv' using 1:2 with lines, \
'data/7008662.tsv' using 1:2 with lines, \
'data/7008663.tsv' using 1:2 with lines, \
'data/7008664.tsv' using 1:2 with lines, \
'data/7008665.tsv' using 1:2 with lines, \
'data/7008666.tsv' using 1:2 with lines, \
'data/7008667.tsv' using 1:2 with lines, \
'data/7008668.tsv' using 1:2 with lines, \
'data/7008669.tsv' using 1:2 with lines, \
'data/7008670.tsv' using 1:2 with lines, \
'data/7008671.tsv' using 1:2 with lines, \
'data/7008672.tsv' using 1:2 with lines, \
'data/7008673.tsv' using 1:2 with lines, \
'data/7008674.tsv' using 1:2 with lines, \
'data/7008675.tsv' using 1:2 with lines, \
'data/7008676.tsv' using 1:2 with lines, \
'data/7008677.tsv' using 1:2 with lines, \
'data/7008678.tsv' using 1:2 with lines, \
'data/7008679.tsv' using 1:2 with lines, \
'data/7008680.tsv' using 1:2 with lines, \
'data/7008681.tsv' using 1:2 with lines, \
'data/7008682.tsv' using 1:2 with lines, \
'data/7008683.tsv' using 1:2 with lines, \
'data/7008684.tsv' using 1:2 with lines, \
'data/7008685.tsv' using 1:2 with lines, \
'data/7008686.tsv' using 1:2 with lines, \
'data/7008687.tsv' using 1:2 with lines, \
'data/7008688.tsv' using 1:2 with lines, \
'data/7008689.tsv' using 1:2 with lines, \
'data/7008690.tsv' using 1:2 with lines, \
'data/7008691.tsv' using 1:2 with lines, \
'data/7008692.tsv' using 1:2 with lines, \
'data/7008693.tsv' using 1:2 with lines, \
'data/7008694.tsv' using 1:2 with lines, \
'data/7008695.tsv' using 1:2 with lines, \
'data/7008696.tsv' using 1:2 with lines, \
'data/7008697.tsv' using 1:2 with lines, \
'data/7008698.tsv' using 1:2 with lines, \
'data/7008699.tsv' using 1:2 with lines, \
'data/7008700.tsv' using 1:2 with lines, \
'data/7008701.tsv' using 1:2 with lines, \
'data/7008702.tsv' using 1:2 with lines, \
'data/7008703.tsv' using 1:2 with lines, \
'data/7008704.tsv' using 1:2 with lines, \
'data/7008705.tsv' using 1:2 with lines, \
'data/7008706.tsv' using 1:2 with lines, \
'data/7008707.tsv' using 1:2 with lines, \
'data/7008708.tsv' using 1:2 with lines, \
'data/7008709.tsv' using 1:2 with lines, \
'data/7008710.tsv' using 1:2 with lines, \
'data/7008711.tsv' using 1:2 with lines, \
'data/7008712.tsv' using 1:2 with lines, \
'data/7008713.tsv' using 1:2 with lines, \
'data/7008714.tsv' using 1:2 with lines, \
'data/7008715.tsv' using 1:2 with lines, \
'data/7008716.tsv' using 1:2 with lines, \
'data/7008717.tsv' using 1:2 with lines, \
'data/7008718.tsv' using 1:2 with lines, \
'data/7008719.tsv' using 1:2 with lines, \
'data/7008720.tsv' using 1:2 with lines, \
'data/7008721.tsv' using 1:2 with lines, \
'data/7008722.tsv' using 1:2 with lines, \
'data/7008723.tsv' using 1:2 with lines, \
'data/7008724.tsv' using 1:2 with lines, \
'data/7008725.tsv' using 1:2 with lines, \
'data/7008726.tsv' using 1:2 with lines, \
'data/7008727.tsv' using 1:2 with lines, \
'data/7008728.tsv' using 1:2 with lines, \
'data/7008729.tsv' using 1:2 with lines, \
'data/7008730.tsv' using 1:2 with lines, \
'data/7008731.tsv' using 1:2 with lines, \
'data/7008732.tsv' using 1:2 with lines, \
'data/7008733.tsv' using 1:2 with lines, \
'data/7008734.tsv' using 1:2 with lines, \
'data/7008735.tsv' using 1:2 with lines, \
'data/7008736.tsv' using 1:2 with lines, \
'data/7008737.tsv' using 1:2 with lines, \
'data/7008738.tsv' using 1:2 with lines, \
'data/7008739.tsv' using 1:2 with lines, \
'data/7008740.tsv' using 1:2 with lines, \
'data/7008741.tsv' using 1:2 with lines, \
'data/7008742.tsv' using 1:2 with lines, \
'data/7008743.tsv' using 1:2 with lines, \
'data/7008744.tsv' using 1:2 with lines, \
'data/7008745.tsv' using 1:2 with lines, \
'data/7008746.tsv' using 1:2 with lines, \
'data/7008747.tsv' using 1:2 with lines, \
'data/7008748.tsv' using 1:2 with lines, \
'data/7008749.tsv' using 1:2 with lines, \
'data/7008750.tsv' using 1:2 with lines, \
'data/7008751.tsv' using 1:2 with lines, \
'data/7008752.tsv' using 1:2 with lines, \
'data/7008753.tsv' using 1:2 with lines, \
'data/7008754.tsv' using 1:2 with lines, \
'data/7008755.tsv' using 1:2 with lines, \
'data/7008756.tsv' using 1:2 with lines, \
'data/7008757.tsv' using 1:2 with lines, \
'data/7008758.tsv' using 1:2 with lines, \
'data/7008759.tsv' using 1:2 with lines, \
'data/7008760.tsv' using 1:2 with lines, \
'data/7008761.tsv' using 1:2 with lines, \
'data/7008762.tsv' using 1:2 with lines, \
'data/7008763.tsv' using 1:2 with lines, \
'data/7008764.tsv' using 1:2 with lines, \
'data/7008765.tsv' using 1:2 with lines, \
'data/7008766.tsv' using 1:2 with lines, \
'data/7008767.tsv' using 1:2 with lines, \
'data/7008768.tsv' using 1:2 with lines, \
'data/7008769.tsv' using 1:2 with lines, \
'data/7008770.tsv' using 1:2 with lines, \
'data/7008771.tsv' using 1:2 with lines, \
'data/7008772.tsv' using 1:2 with lines, \
'data/7008773.tsv' using 1:2 with lines, \
'data/7008774.tsv' using 1:2 with lines, \
'data/7008775.tsv' using 1:2 with lines, \
'data/7008776.tsv' using 1:2 with lines, \
'data/7008777.tsv' using 1:2 with lines, \
'data/7008778.tsv' using 1:2 with lines, \
'data/7008779.tsv' using 1:2 with lines, \
'data/7008780.tsv' using 1:2 with lines, \
'data/7008781.tsv' using 1:2 with lines, \
'data/7008782.tsv' using 1:2 with lines, \
'data/7008783.tsv' using 1:2 with lines, \
'data/7008784.tsv' using 1:2 with lines, \
'data/7008785.tsv' using 1:2 with lines, \
'data/7008786.tsv' using 1:2 with lines, \
'data/7008787.tsv' using 1:2 with lines, \
'data/7008788.tsv' using 1:2 with lines, \
'data/7008789.tsv' using 1:2 with lines, \
'data/7008790.tsv' using 1:2 with lines, \
'data/7008791.tsv' using 1:2 with lines, \
'data/7008792.tsv' using 1:2 with lines, \
'data/7008793.tsv' using 1:2 with lines, \
'data/7008794.tsv' using 1:2 with lines, \
'data/7008795.tsv' using 1:2 with lines, \
'data/7008796.tsv' using 1:2 with lines, \
'data/7008797.tsv' using 1:2 with lines, \
'data/7008798.tsv' using 1:2 with lines, \
'data/7008799.tsv' using 1:2 with lines, \
'data/7008800.tsv' using 1:2 with lines, \
'data/7008801.tsv' using 1:2 with lines, \
'data/7008802.tsv' using 1:2 with lines, \
'data/7008803.tsv' using 1:2 with lines, \
'data/7008804.tsv' using 1:2 with lines, \
'data/7008805.tsv' using 1:2 with lines, \
'data/7008806.tsv' using 1:2 with lines, \
'data/7008807.tsv' using 1:2 with lines, \
'data/7008808.tsv' using 1:2 with lines, \
'data/7008809.tsv' using 1:2 with lines, \
'data/7008810.tsv' using 1:2 with lines, \
'data/7008811.tsv' using 1:2 with lines, \
'data/7008812.tsv' using 1:2 with lines, \
'data/7008813.tsv' using 1:2 with lines, \
'data/7008814.tsv' using 1:2 with lines, \
'data/7008815.tsv' using 1:2 with lines, \
'data/7008816.tsv' using 1:2 with lines, \
'data/7008817.tsv' using 1:2 with lines, \
'data/7008818.tsv' using 1:2 with lines, \
'data/7008819.tsv' using 1:2 with lines, \
'data/7008820.tsv' using 1:2 with lines, \
'data/7008821.tsv' using 1:2 with lines, \
'data/7008822.tsv' using 1:2 with lines, \
'data/7008823.tsv' using 1:2 with lines, \
'data/7008824.tsv' using 1:2 with lines, \
'data/7008825.tsv' using 1:2 with lines, \
'data/7008826.tsv' using 1:2 with lines, \
'data/7008827.tsv' using 1:2 with lines, \
'data/7008828.tsv' using 1:2 with lines, \
'data/7008829.tsv' using 1:2 with lines, \
'data/7008830.tsv' using 1:2 with lines, \
'data/7008831.tsv' using 1:2 with lines, \
'data/7008832.tsv' using 1:2 with lines, \
'data/7008833.tsv' using 1:2 with lines, \
'data/7008834.tsv' using 1:2 with lines, \
'data/7008835.tsv' using 1:2 with lines, \
'data/7008836.tsv' using 1:2 with lines, \
'data/7008837.tsv' using 1:2 with lines, \
'data/7008838.tsv' using 1:2 with lines, \
'data/7008839.tsv' using 1:2 with lines, \
'data/7008840.tsv' using 1:2 with lines, \
'data/7008841.tsv' using 1:2 with lines, \
'data/7008842.tsv' using 1:2 with lines, \
'data/7008843.tsv' using 1:2 with lines, \
'data/7008844.tsv' using 1:2 with lines, \
'data/7008845.tsv' using 1:2 with lines, \
'data/7008846.tsv' using 1:2 with lines, \
'data/7008847.tsv' using 1:2 with lines, \
'data/7008848.tsv' using 1:2 with lines, \
'data/7008849.tsv' using 1:2 with lines, \
'data/7008850.tsv' using 1:2 with lines, \
'data/7008851.tsv' using 1:2 with lines, \
'data/7008852.tsv' using 1:2 with lines, \
'data/7008853.tsv' using 1:2 with lines, \
'data/7008854.tsv' using 1:2 with lines, \
'data/7008855.tsv' using 1:2 with lines, \
'data/7008856.tsv' using 1:2 with lines, \
'data/7008857.tsv' using 1:2 with lines, \
'data/7008858.tsv' using 1:2 with lines, \
'data/7008859.tsv' using 1:2 with lines, \
'data/7008860.tsv' using 1:2 with lines, \
'data/7008861.tsv' using 1:2 with lines, \
'data/7008862.tsv' using 1:2 with lines, \
'data/7008863.tsv' using 1:2 with lines, \
'data/7008864.tsv' using 1:2 with lines, \
'data/7008865.tsv' using 1:2 with lines, \
'data/7008866.tsv' using 1:2 with lines, \
'data/7008867.tsv' using 1:2 with lines, \
'data/7008868.tsv' using 1:2 with lines, \
'data/7008869.tsv' using 1:2 with lines, \
'data/7008870.tsv' using 1:2 with lines, \
'data/7008871.tsv' using 1:2 with lines, \
'data/7008872.tsv' using 1:2 with lines, \
'data/7008873.tsv' using 1:2 with lines, \
'data/7008874.tsv' using 1:2 with lines, \
'data/7008875.tsv' using 1:2 with lines, \
'data/7008876.tsv' using 1:2 with lines, \
'data/7008877.tsv' using 1:2 with lines, \
'data/7008878.tsv' using 1:2 with lines, \
'data/7008879.tsv' using 1:2 with lines, \
'data/7008880.tsv' using 1:2 with lines, \
'data/7008881.tsv' using 1:2 with lines, \
'data/7008882.tsv' using 1:2 with lines, \
'data/7008883.tsv' using 1:2 with lines, \
'data/7008884.tsv' using 1:2 with lines, \
'data/7008885.tsv' using 1:2 with lines, \
'data/7008886.tsv' using 1:2 with lines, \
'data/7008887.tsv' using 1:2 with lines, \
'data/7008888.tsv' using 1:2 with lines, \
'data/7008889.tsv' using 1:2 with lines, \
'data/7008890.tsv' using 1:2 with lines, \
'data/7008891.tsv' using 1:2 with lines, \
'data/7008892.tsv' using 1:2 with lines, \
'data/7008893.tsv' using 1:2 with lines, \
'data/7008894.tsv' using 1:2 with lines, \
'data/7008895.tsv' using 1:2 with lines, \
'data/7008896.tsv' using 1:2 with lines, \
'data/7008897.tsv' using 1:2 with lines, \
'data/7008898.tsv' using 1:2 with lines, \
'data/7008899.tsv' using 1:2 with lines, \
'data/7008900.tsv' using 1:2 with lines, \
'data/7008901.tsv' using 1:2 with lines, \
'data/7008902.tsv' using 1:2 with lines, \
'data/7008903.tsv' using 1:2 with lines, \
'data/7008904.tsv' using 1:2 with lines, \
'data/7008905.tsv' using 1:2 with lines, \
'data/7008906.tsv' using 1:2 with lines, \
'data/7008907.tsv' using 1:2 with lines, \
'data/7008908.tsv' using 1:2 with lines, \
'data/7008909.tsv' using 1:2 with lines, \
'data/7008910.tsv' using 1:2 with lines, \
'data/7008911.tsv' using 1:2 with lines, \
'data/7008912.tsv' using 1:2 with lines, \
'data/7008913.tsv' using 1:2 with lines, \
'data/7008914.tsv' using 1:2 with lines, \
'data/7008915.tsv' using 1:2 with lines, \
'data/7008916.tsv' using 1:2 with lines, \
'data/7008917.tsv' using 1:2 with lines, \
'data/7008918.tsv' using 1:2 with lines, \
'data/7008919.tsv' using 1:2 with lines, \
'data/7008920.tsv' using 1:2 with lines, \
'data/7008921.tsv' using 1:2 with lines, \
'data/7008922.tsv' using 1:2 with lines, \
'data/7008923.tsv' using 1:2 with lines, \
'data/7008924.tsv' using 1:2 with lines, \
'data/7008925.tsv' using 1:2 with lines, \
'data/7008926.tsv' using 1:2 with lines, \
'data/7008927.tsv' using 1:2 with lines, \
'data/7008928.tsv' using 1:2 with lines, \
'data/7008929.tsv' using 1:2 with lines, \
'data/7008930.tsv' using 1:2 with lines, \
'data/7008931.tsv' using 1:2 with lines, \
'data/7008932.tsv' using 1:2 with lines, \
'data/7008933.tsv' using 1:2 with lines, \
'data/7008934.tsv' using 1:2 with lines, \
'data/7008935.tsv' using 1:2 with lines, \
'data/7008936.tsv' using 1:2 with lines, \
'data/7008937.tsv' using 1:2 with lines, \
'data/7008938.tsv' using 1:2 with lines, \
'data/7008939.tsv' using 1:2 with lines, \
'data/7008940.tsv' using 1:2 with lines, \
'data/7008941.tsv' using 1:2 with lines, \
'data/7008942.tsv' using 1:2 with lines, \
'data/7008943.tsv' using 1:2 with lines, \
'data/7008944.tsv' using 1:2 with lines, \
'data/7008945.tsv' using 1:2 with lines, \
'data/7008946.tsv' using 1:2 with lines, \
'data/7008947.tsv' using 1:2 with lines, \
'data/7008948.tsv' using 1:2 with lines, \
'data/7008949.tsv' using 1:2 with lines, \
'data/7008950.tsv' using 1:2 with lines, \
'data/7008951.tsv' using 1:2 with lines, \
'data/7008952.tsv' using 1:2 with lines, \
'data/7008953.tsv' using 1:2 with lines, \
'data/7008954.tsv' using 1:2 with lines, \
'data/7008955.tsv' using 1:2 with lines, \
'data/7008956.tsv' using 1:2 with lines, \
'data/7008957.tsv' using 1:2 with lines, \
'data/7008958.tsv' using 1:2 with lines, \
'data/7008959.tsv' using 1:2 with lines, \
'data/7008960.tsv' using 1:2 with lines, \
'data/7008961.tsv' using 1:2 with lines, \
'data/7008962.tsv' using 1:2 with lines, \
'data/7008963.tsv' using 1:2 with lines, \
'data/7008964.tsv' using 1:2 with lines, \
'data/7008965.tsv' using 1:2 with lines, \
'data/7008966.tsv' using 1:2 with lines, \
'data/7008967.tsv' using 1:2 with lines, \
'data/7008968.tsv' using 1:2 with lines, \
'data/7008969.tsv' using 1:2 with lines, \
'data/7008970.tsv' using 1:2 with lines, \
'data/7008971.tsv' using 1:2 with lines, \
'data/7008972.tsv' using 1:2 with lines, \
'data/7008973.tsv' using 1:2 with lines, \
'data/7008974.tsv' using 1:2 with lines, \
'data/7008975.tsv' using 1:2 with lines, \
'data/7008976.tsv' using 1:2 with lines, \
'data/7008977.tsv' using 1:2 with lines, \
'data/7008978.tsv' using 1:2 with lines, \
'data/7008979.tsv' using 1:2 with lines, \
'data/7008980.tsv' using 1:2 with lines, \
'data/7008981.tsv' using 1:2 with lines, \
'data/7008982.tsv' using 1:2 with lines, \
'data/7008983.tsv' using 1:2 with lines, \
'data/7008984.tsv' using 1:2 with lines, \
'data/7008985.tsv' using 1:2 with lines, \
'data/7008986.tsv' using 1:2 with lines, \
'data/7008987.tsv' using 1:2 with lines, \
'data/7008988.tsv' using 1:2 with lines, \
'data/7008989.tsv' using 1:2 with lines, \
'data/7008990.tsv' using 1:2 with lines, \
'data/7008991.tsv' using 1:2 with lines, \
'data/7008992.tsv' using 1:2 with lines, \
'data/7008993.tsv' using 1:2 with lines, \
'data/7008994.tsv' using 1:2 with lines, \
'data/7008995.tsv' using 1:2 with lines, \
'data/7008996.tsv' using 1:2 with lines, \
'data/7008997.tsv' using 1:2 with lines, \
'data/7008998.tsv' using 1:2 with lines, \
'data/7008999.tsv' using 1:2 with lines, \
'data/7009000.tsv' using 1:2 with lines, \
'data/7009001.tsv' using 1:2 with lines, \
'data/7009002.tsv' using 1:2 with lines, \
'data/7009003.tsv' using 1:2 with lines, \
'data/7009004.tsv' using 1:2 with lines, \
'data/7009005.tsv' using 1:2 with lines, \
'data/7009006.tsv' using 1:2 with lines, \
'data/7009007.tsv' using 1:2 with lines, \
'data/7009008.tsv' using 1:2 with lines, \
'data/7009009.tsv' using 1:2 with lines, \
'data/7009010.tsv' using 1:2 with lines, \
'data/7009011.tsv' using 1:2 with lines, \
'data/7009012.tsv' using 1:2 with lines, \
'data/7009013.tsv' using 1:2 with lines, \
'data/7009014.tsv' using 1:2 with lines, \
'data/7009015.tsv' using 1:2 with lines, \
'data/7009016.tsv' using 1:2 with lines, \
'data/7009017.tsv' using 1:2 with lines, \
'data/7009018.tsv' using 1:2 with lines, \
'data/7009019.tsv' using 1:2 with lines, \
'data/7009020.tsv' using 1:2 with lines, \
'data/7009021.tsv' using 1:2 with lines, \
'data/7009022.tsv' using 1:2 with lines, \
'data/7009023.tsv' using 1:2 with lines, \
'data/7009024.tsv' using 1:2 with lines, \
'data/7009025.tsv' using 1:2 with lines, \
'data/7009026.tsv' using 1:2 with lines, \
'data/7009027.tsv' using 1:2 with lines, \
'data/7009028.tsv' using 1:2 with lines, \
'data/7009029.tsv' using 1:2 with lines, \
'data/7009030.tsv' using 1:2 with lines, \
'data/7009031.tsv' using 1:2 with lines, \
'data/7009032.tsv' using 1:2 with lines, \
'data/7009033.tsv' using 1:2 with lines, \
'data/7009034.tsv' using 1:2 with lines, \
'data/7009035.tsv' using 1:2 with lines, \
'data/7009036.tsv' using 1:2 with lines, \
'data/7009037.tsv' using 1:2 with lines, \
'data/7009038.tsv' using 1:2 with lines, \
'data/7009039.tsv' using 1:2 with lines, \
'data/7009040.tsv' using 1:2 with lines, \
'data/7009041.tsv' using 1:2 with lines, \
'data/7009042.tsv' using 1:2 with lines, \
'data/7009043.tsv' using 1:2 with lines, \
'data/7009044.tsv' using 1:2 with lines, \
'data/7009045.tsv' using 1:2 with lines, \
'data/7009046.tsv' using 1:2 with lines, \
'data/7009047.tsv' using 1:2 with lines, \
'data/7009048.tsv' using 1:2 with lines, \
'data/7009049.tsv' using 1:2 with lines, \
'data/7009050.tsv' using 1:2 with lines, \
'data/7009051.tsv' using 1:2 with lines, \
'data/7009052.tsv' using 1:2 with lines, \
'data/7009053.tsv' using 1:2 with lines, \
'data/7009054.tsv' using 1:2 with lines, \
'data/7009055.tsv' using 1:2 with lines, \
'data/7009056.tsv' using 1:2 with lines, \
'data/7009057.tsv' using 1:2 with lines, \
'data/7009058.tsv' using 1:2 with lines, \
'data/7009059.tsv' using 1:2 with lines, \
'data/7009060.tsv' using 1:2 with lines, \
'data/7009061.tsv' using 1:2 with lines, \
'data/7009062.tsv' using 1:2 with lines, \
'data/7009063.tsv' using 1:2 with lines, \
'data/7009064.tsv' using 1:2 with lines, \
'data/7009065.tsv' using 1:2 with lines, \
'data/7009066.tsv' using 1:2 with lines, \
'data/7009067.tsv' using 1:2 with lines, \
'data/7009068.tsv' using 1:2 with lines, \
'data/7009069.tsv' using 1:2 with lines, \
'data/7009070.tsv' using 1:2 with lines, \
'data/7009071.tsv' using 1:2 with lines, \
'data/7009072.tsv' using 1:2 with lines, \
'data/7009073.tsv' using 1:2 with lines, \
'data/7009074.tsv' using 1:2 with lines, \
'data/7009075.tsv' using 1:2 with lines, \
'data/7009076.tsv' using 1:2 with lines, \
'data/7009077.tsv' using 1:2 with lines, \
'data/7009078.tsv' using 1:2 with lines, \
'data/7009079.tsv' using 1:2 with lines, \
'data/7009080.tsv' using 1:2 with lines, \
'data/7009081.tsv' using 1:2 with lines, \
'data/7009082.tsv' using 1:2 with lines, \
'data/7009083.tsv' using 1:2 with lines, \
'data/7009084.tsv' using 1:2 with lines, \
'data/7009085.tsv' using 1:2 with lines, \
'data/7009086.tsv' using 1:2 with lines, \
'data/7009087.tsv' using 1:2 with lines, \
'data/7009088.tsv' using 1:2 with lines, \
'data/7009089.tsv' using 1:2 with lines, \
'data/7009090.tsv' using 1:2 with lines, \
'data/7009091.tsv' using 1:2 with lines, \
'data/7009092.tsv' using 1:2 with lines, \
'data/7009093.tsv' using 1:2 with lines, \
'data/7009094.tsv' using 1:2 with lines, \
'data/7009095.tsv' using 1:2 with lines, \
'data/7009096.tsv' using 1:2 with lines, \
'data/7009097.tsv' using 1:2 with lines, \
'data/7009098.tsv' using 1:2 with lines, \
'data/7009099.tsv' using 1:2 with lines, \
'data/7009100.tsv' using 1:2 with lines, \
'data/7009101.tsv' using 1:2 with lines, \
'data/7009102.tsv' using 1:2 with lines, \
'data/7009103.tsv' using 1:2 with lines, \
'data/7009104.tsv' using 1:2 with lines, \
'data/7009105.tsv' using 1:2 with lines, \
'data/7009106.tsv' using 1:2 with lines, \
'data/7009107.tsv' using 1:2 with lines, \
'data/7009108.tsv' using 1:2 with lines, \
'data/7009109.tsv' using 1:2 with lines, \
'data/7009110.tsv' using 1:2 with lines, \
'data/7009111.tsv' using 1:2 with lines, \
'data/7009112.tsv' using 1:2 with lines, \
'data/7009113.tsv' using 1:2 with lines, \
'data/7009114.tsv' using 1:2 with lines, \
'data/7009115.tsv' using 1:2 with lines, \
'data/7009116.tsv' using 1:2 with lines, \
'data/7009117.tsv' using 1:2 with lines, \
'data/7009118.tsv' using 1:2 with lines, \
'data/7009119.tsv' using 1:2 with lines, \
'data/7009120.tsv' using 1:2 with lines, \
'data/7009121.tsv' using 1:2 with lines, \
'data/7009122.tsv' using 1:2 with lines, \
'data/7009123.tsv' using 1:2 with lines, \
'data/7009124.tsv' using 1:2 with lines, \
'data/7009125.tsv' using 1:2 with lines, \
'data/7009126.tsv' using 1:2 with lines, \
'data/7009127.tsv' using 1:2 with lines, \
'data/7009128.tsv' using 1:2 with lines, \
'data/7009129.tsv' using 1:2 with lines, \
'data/7009130.tsv' using 1:2 with lines, \
'data/7009131.tsv' using 1:2 with lines, \
'data/7009132.tsv' using 1:2 with lines, \
'data/7009133.tsv' using 1:2 with lines, \
'data/7009134.tsv' using 1:2 with lines, \
'data/7009135.tsv' using 1:2 with lines, \
'data/7009136.tsv' using 1:2 with lines, \
'data/7009137.tsv' using 1:2 with lines, \
'data/7009138.tsv' using 1:2 with lines, \
'data/7009139.tsv' using 1:2 with lines, \
'data/7009140.tsv' using 1:2 with lines, \
'data/7009141.tsv' using 1:2 with lines, \
'data/7009142.tsv' using 1:2 with lines, \
'data/7009143.tsv' using 1:2 with lines, \
'data/7009144.tsv' using 1:2 with lines, \
'data/7009145.tsv' using 1:2 with lines, \
'data/7009146.tsv' using 1:2 with lines, \
'data/7009147.tsv' using 1:2 with lines, \
'data/7009148.tsv' using 1:2 with lines, \
'data/7009149.tsv' using 1:2 with lines, \
'data/7009150.tsv' using 1:2 with lines, \
'data/7009151.tsv' using 1:2 with lines, \
'data/7009152.tsv' using 1:2 with lines, \
'data/7009153.tsv' using 1:2 with lines, \
'data/7009154.tsv' using 1:2 with lines, \
'data/7009155.tsv' using 1:2 with lines, \
'data/7009156.tsv' using 1:2 with lines, \
'data/7009157.tsv' using 1:2 with lines, \
'data/7009158.tsv' using 1:2 with lines, \
'data/7009159.tsv' using 1:2 with lines, \
'data/7009160.tsv' using 1:2 with lines, \
'data/7009161.tsv' using 1:2 with lines, \
'data/7009162.tsv' using 1:2 with lines, \
'data/7009163.tsv' using 1:2 with lines, \
'data/7009164.tsv' using 1:2 with lines, \
'data/7009165.tsv' using 1:2 with lines, \
'data/7009166.tsv' using 1:2 with lines, \
'data/7009167.tsv' using 1:2 with lines, \
'data/7009168.tsv' using 1:2 with lines, \
'data/7009169.tsv' using 1:2 with lines, \
'data/7009170.tsv' using 1:2 with lines, \
'data/7009171.tsv' using 1:2 with lines, \
'data/7009172.tsv' using 1:2 with lines, \
'data/7009173.tsv' using 1:2 with lines, \
'data/7009174.tsv' using 1:2 with lines, \
'data/7009175.tsv' using 1:2 with lines, \
'data/7009176.tsv' using 1:2 with lines, \
'data/7009177.tsv' using 1:2 with lines, \
'data/7009178.tsv' using 1:2 with lines, \
'data/7009179.tsv' using 1:2 with lines, \
'data/7009180.tsv' using 1:2 with lines, \
'data/7009181.tsv' using 1:2 with lines, \
'data/7009182.tsv' using 1:2 with lines, \
'data/7009183.tsv' using 1:2 with lines, \
'data/7009184.tsv' using 1:2 with lines, \
'data/7009185.tsv' using 1:2 with lines, \
'data/7009186.tsv' using 1:2 with lines, \
'data/7009187.tsv' using 1:2 with lines, \
'data/7009188.tsv' using 1:2 with lines, \
'data/7009189.tsv' using 1:2 with lines, \
'data/7009190.tsv' using 1:2 with lines, \
'data/7009191.tsv' using 1:2 with lines, \
'data/7009192.tsv' using 1:2 with lines, \
'data/7009193.tsv' using 1:2 with lines, \
'data/7009194.tsv' using 1:2 with lines, \
'data/7009195.tsv' using 1:2 with lines, \
'data/7009196.tsv' using 1:2 with lines, \
'data/7009197.tsv' using 1:2 with lines, \
'data/7009198.tsv' using 1:2 with lines, \
'data/7009199.tsv' using 1:2 with lines, \
1
